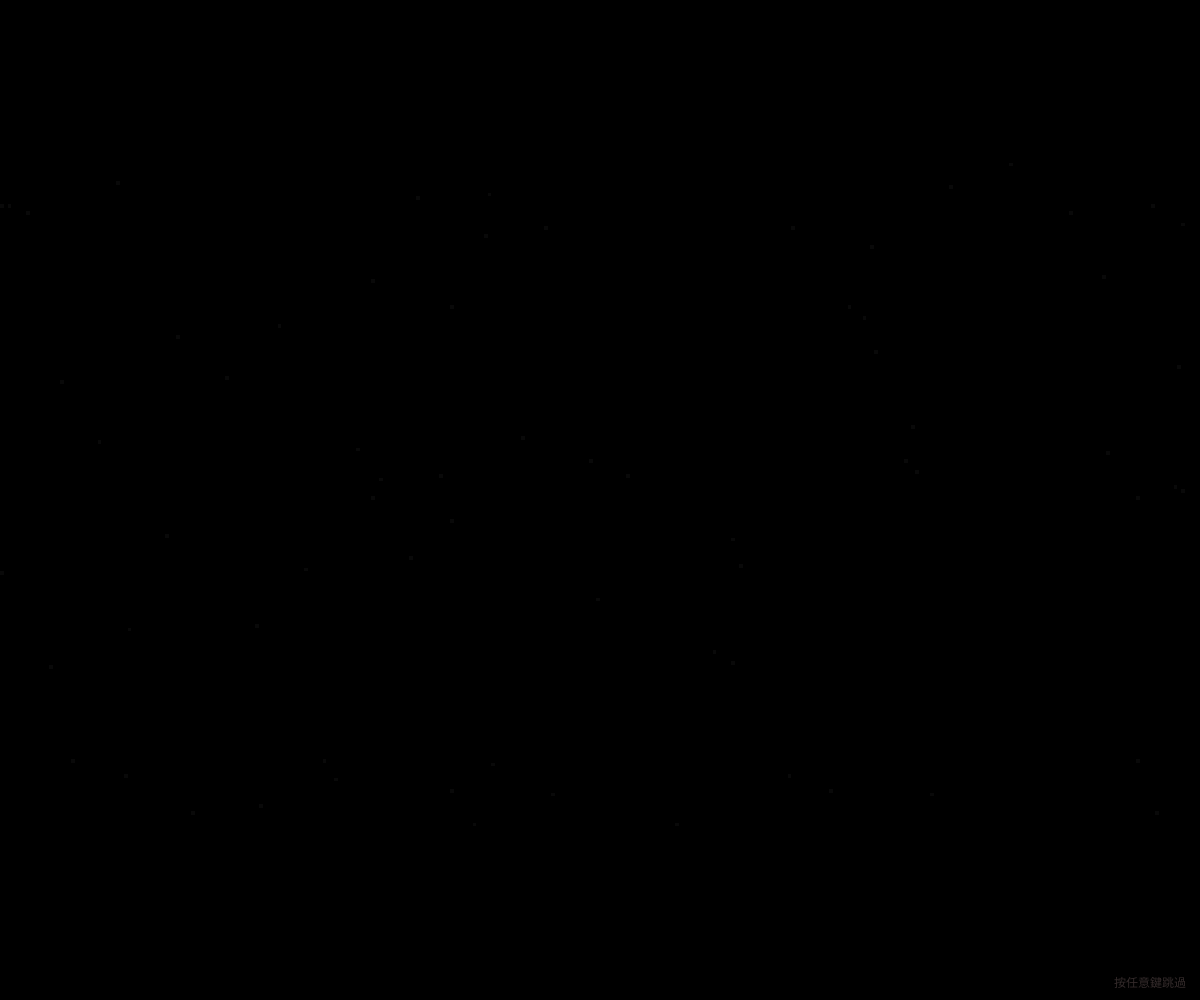
Frame 1 (no input)
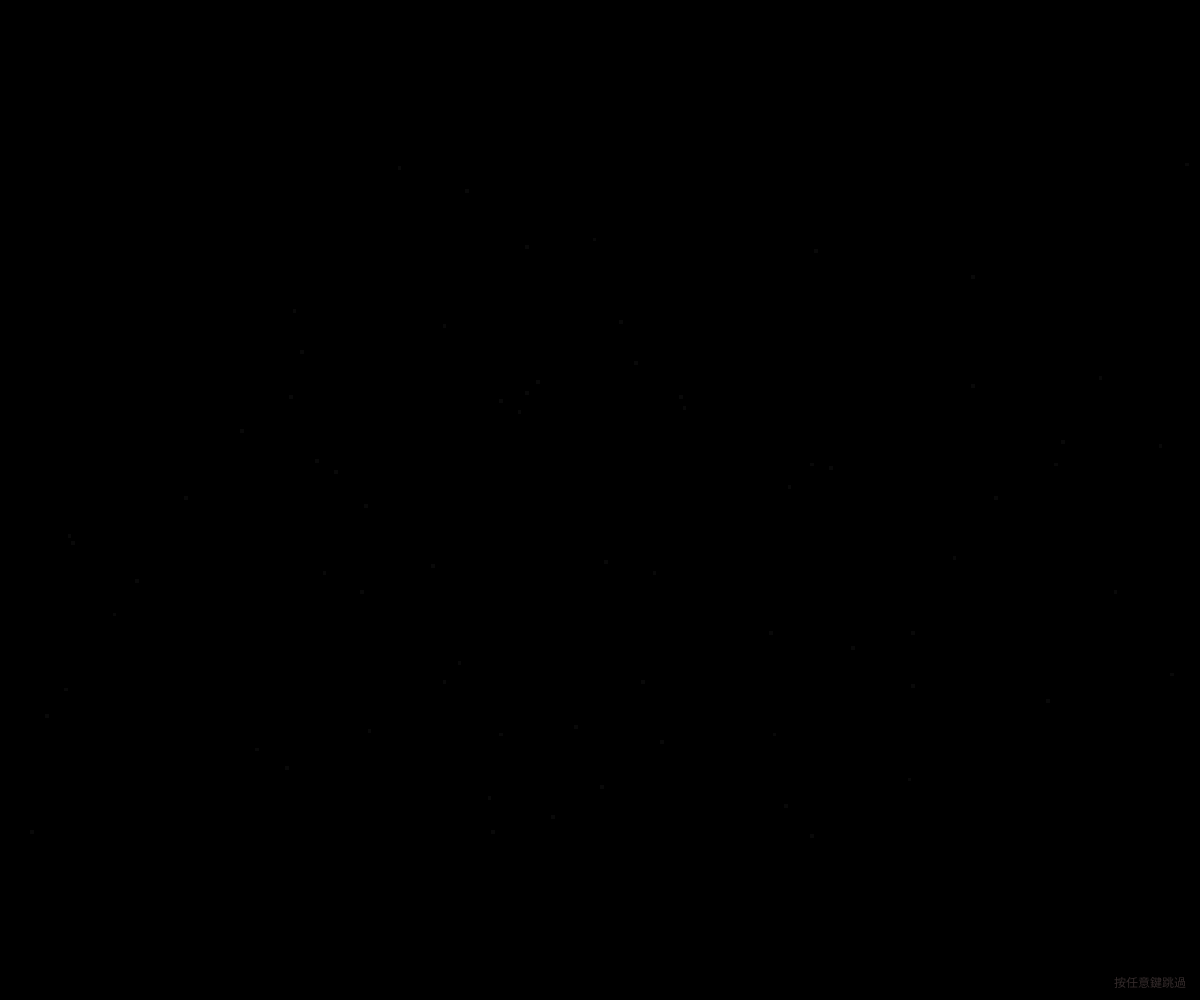
Frame 60 (no input)
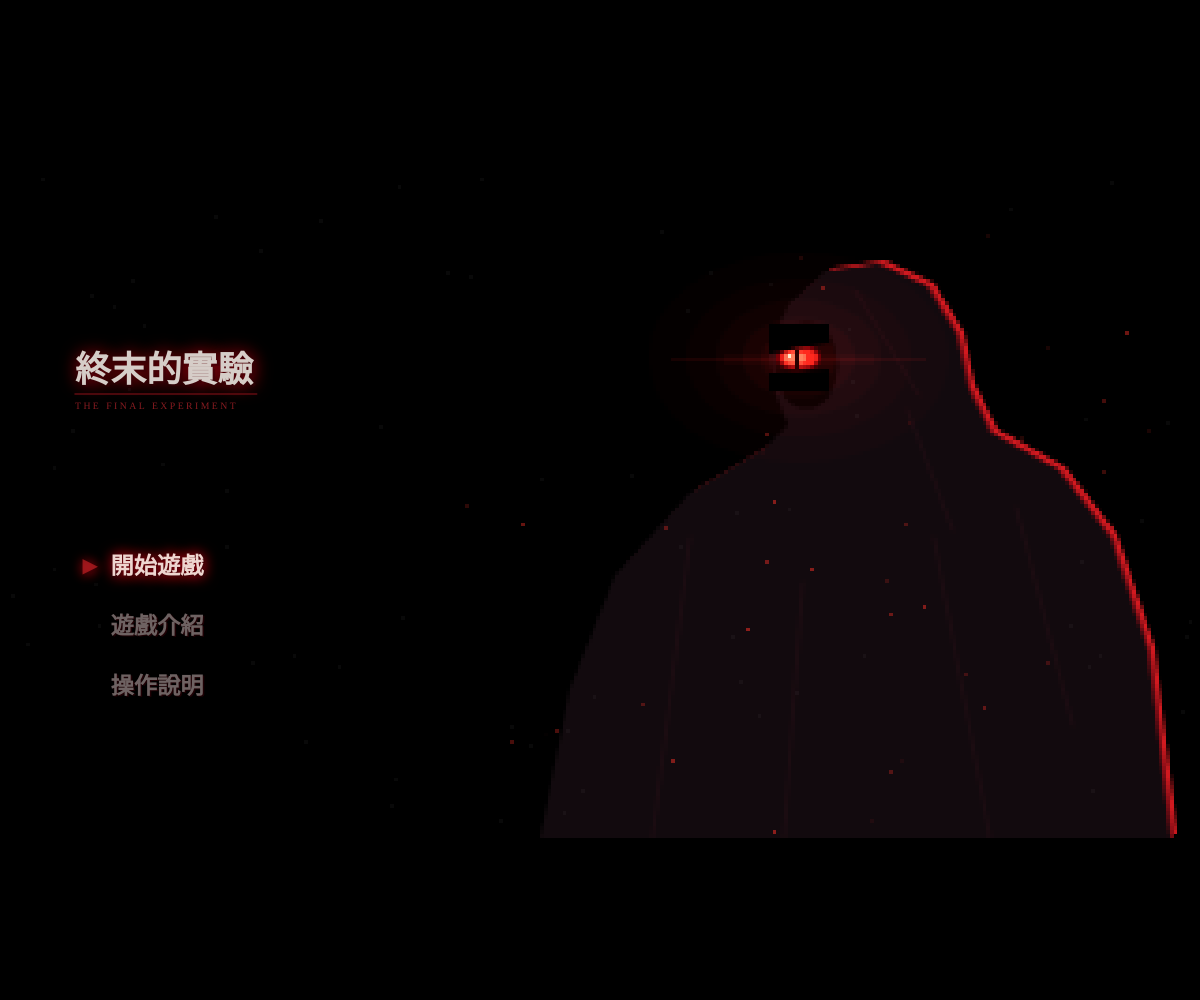
Frame 120 (the mouse pressed at the canvas centre since frame 60)

The p5.js sketch that drew these frames (run headless with seeded random() and noise() and a simulated clock; from frame 60 on, the mouse is pressed at the canvas centre):

// p5.js sketch
// ── sketch.js
// 像素風火車魔王戰 - p5.js (全域模式, 直接貼進 sketch.js)
// 世界座標 192x108, 放大 S 倍顯示; 文字走真實解析度, 中文才清楚。
const W = 192, H = 108, GY = 54; // GY = 車頂高度
let S = 4, SX = 1, SY = 1, ox = 0, oy = 0;         // S = 世界放大倍率(整數), ox/oy = 置中偏移 (由 layout() 自動計算)
const SP = [1, 1.3, 1.6, 2, 2.4];       // 五個小遊戲的速度倍率
const NM = ['攻擊', '防禦', '能量', '血量', '金幣'], GL = ['↑', '↓', '←', '→'];
const WH = [-1, 9, 53, 63, 87, 97, 141, 151, 172, 181];
const P1 = { b: '#9b3a2c', s: '#7a2b21', h: '#c15a45', d: '#4a1a16', o: '#a84634' };
const P2 = { b: '#2f5d7c', s: '#244a63', h: '#4f86a6', d: '#142c3b', o: '#386b8c' };
let st = 'title', t = 0, sh = 0, hst = 0, endT = 0, bannerT = 0, sky, bal, fgG;
let trG = [], P, B, parts = [], proj = [], pops = [], sm = [], mi = 0, M = null;
let Bl = [], evs = [], evi = 0, qOk = true, BN = '自由戰鬥！';
let En = [], MYS = false, FD = 0, nbT = 0, RLt = 0, RLmsg = '', STARS = [], eyeG, irisG;
let AC = null, MG = null, MC = '', stp = 0, nxt = 0, MUTE = false, NBUF = null;
let TT = 0, TS = 'gate', TSel = 0; // 標題: 計時 / 狀態(gate,open,menu,intro) / 選項
// 節點順序: A=屬性(先答題再小遊戲), E=事件抉擇。想增減節點改這裡即可
const NODES = [{ t: 'A', i: 0 }, { t: 'A', i: 1 }, { t: 'E' }, { t: 'B', h: 0 }, { t: 'A', i: 2 }, { t: 'A', i: 3 }, { t: 'E' }, { t: 'B', h: 1 }, { t: 'A', i: 4 }, { t: 'S' }]; // 最後一站為商店，購買完畢後進入魔王戰
const SUBJ = ['國文', '英文', '數學', '自然', '社會'], PN = ['簡單', '普通', '困難', '超級難', '終結技'];
const BD = [9, 12, 16, 21, 29];  // 五套彈幕每顆傷害
const BC = [['#ff7ad9', '#ffd1f5'], ['#b07aff', '#e6d4ff'], ['#ff6a6a', '#ffd0d0'], ['#ff9a3d', '#ffe2b8'], ['#ffffff', '#a24bff']];
// 題庫: [題目, 正解, 錯誤1, 錯誤2, 錯誤3] (國英數自社各一組, 之後直接換成你的題目)
const QB = [
  [['「春眠不覺曉」的下一句？', '處處聞啼鳥', '夜來風雨聲', '花落知多少', '欲窮千里目'], ['〈岳陽樓記〉的作者是？', '范仲淹', '蘇軾', '杜甫', '韓愈'], ['成語「畫蛇添足」的意思？', '多此一舉', '精益求精', '功虧一簣', '一氣呵成'], ['被稱為「詩仙」的是？', '李白', '杜甫', '白居易', '王維'],
   ['「三顧茅廬」指劉備拜訪誰？', '諸葛亮', '關羽', '張飛', '曹操'], ['成語「亡羊補牢」的意思？', '出錯後設法補救', '損失慘重', '小心謹慎', '羊群走失'], ['「但願人長久」的下一句？', '千里共嬋娟', '低頭思故鄉', '一覽眾山小', '大江東去'], ['下列何者是四大名著之一？', '紅樓夢', '聊齋志異', '儒林外史', '老殘遊記'],
   ['「欲窮千里目」的下一句？', '更上一層樓', '黃河入海流', '白日依山盡', '春風又綠江南岸'], ['成語「井底之蛙」比喻？', '見識狹隘', '勤奮好學', '聰明機智', '勇敢無畏'], ['被稱為「詩聖」的是？', '杜甫', '李白', '王維', '李商隱'], ['「己所不欲」的下一句？', '勿施於人', '以德報怨', '不亦樂乎', '必有我師']],
  [['Which word means "happy"?', 'glad', 'angry', 'tired', 'hungry'], ['She ___ to school every day.', 'goes', 'go', 'going', 'gone'], ['Past tense of "buy" is?', 'bought', 'buyed', 'buys', 'buying'], ['Opposite of "difficult"?', 'easy', 'hard', 'heavy', 'high'],
   ['Which one is a fruit?', 'apple', 'carrot', 'bread', 'milk'], ['There ___ three cats.', 'are', 'is', 'am', 'be'], ['He is taller ___ me.', 'than', 'then', 'that', 'as'], ['Yesterday I ___ a movie.', 'watched', 'watch', 'watching', 'watches'],
   ['Opposite of "hot"?', 'cold', 'warm', 'spicy', 'wet'], ['Plural of "child" is?', 'children', 'childs', 'childes', 'childrens'], ['Which one is a color?', 'purple', 'pencil', 'piano', 'pillow'], ['I ___ breakfast every morning.', 'eat', 'eats', 'eating', 'ate']],
  [['12 × 8 = ?', '96', '86', '106', '88'], ['3x + 5 = 20，x = ?', '5', '4', '6', '15'], ['邊長 7 的正方形，周長是？', '28', '14', '49', '21'], ['200 的 15% 是？', '30', '15', '20', '45'],
   ['144 ÷ 12 = ?', '12', '14', '11', '13'], ['7² − 3² = ?', '40', '16', '10', '58'], ['三角形內角和是？', '180°', '90°', '360°', '270°'], ['0.5 + 0.25 = ?', '0.75', '0.7', '0.55', '1.25'],
   ['長 8 寬 5 的長方形面積？', '40', '13', '26', '45'], ['2x = 18，x = ?', '9', '8', '16', '36'], ['5 × 5 × 5 = ?', '125', '25', '75', '100'], ['1/2 + 1/4 = ?', '3/4', '2/6', '1/6', '2/4']],
  [['水的化學式是？', 'H2O', 'CO2', 'O2', 'NaCl'], ['光合作用吸收哪種氣體？', '二氧化碳', '氧氣', '氮氣', '氫氣'], ['下列何者是哺乳類？', '鯨魚', '鯊魚', '鱷魚', '章魚'], ['一大氣壓下水的沸點？', '100°C', '90°C', '120°C', '80°C'],
   ['地球自轉一圈約需？', '24 小時', '12 小時', '365 天', '30 天'], ['離太陽最近的行星是？', '水星', '金星', '地球', '火星'], ['聲音無法在哪裡傳播？', '真空', '水中', '空氣中', '鋼鐵中'], ['人體最大的器官是？', '皮膚', '肝臟', '心臟', '肺'],
   ['下列何者是再生能源？', '太陽能', '煤', '石油', '天然氣'], ['磁鐵的同極會？', '互相排斥', '互相吸引', '沒有作用', '融合'], ['水在幾度結冰？', '0°C', '10°C', '100°C', '-10°C'], ['植物主要靠什麼吸水？', '根', '葉', '花', '果實']],
  [['臺灣最高的山是？', '玉山', '雪山', '阿里山', '合歡山'], ['面積最大的洲是？', '亞洲', '非洲', '歐洲', '大洋洲'], ['三權分立：行政、立法與？', '司法', '監察', '考試', '軍事'], ['最先統一中國的朝代？', '秦朝', '漢朝', '唐朝', '宋朝'],
   ['面積最大的海洋是？', '太平洋', '大西洋', '印度洋', '北冰洋'], ['孫中山領導革命推翻了？', '清朝', '明朝', '元朝', '漢朝'], ['絲路連接中國與哪裡？', '中亞與歐洲', '南美洲', '澳洲', '北極'], ['赤道附近的氣候多屬？', '熱帶', '寒帶', '溫帶', '乾燥帶'],
   ['保障人民表達意見的是？', '言論自由', '服兵役', '繳稅', '義務教育'], ['北半球白天最長的節氣？', '夏至', '冬至', '春分', '秋分'], ['面積最小的洲是？', '大洋洲', '歐洲', '南極洲', '南美洲'], ['聯合國總部在哪個城市？', '紐約', '倫敦', '巴黎', '日內瓦']]
];

// 額外題庫：每個科目再補充題目，並與原題隨機混合
QB[0].push(['「學而不思則罔」的下一句？','思而不學則殆','三人行必有我師','溫故而知新','知之為知之'], ['「刻舟求劍」比喻？','拘泥成法，不知變通','做事非常迅速','勇於嘗試','珍惜時間'], ['《出師表》的作者是？','諸葛亮','曹操','司馬遷','陶淵明'], ['「紙上談兵」形容？','空談理論，不能解決實際問題','勤奮練習','善於溝通','勇敢作戰']);
QB[1].push(['What is the past tense of "write"?','wrote','written','writes','writing'], ['Choose the correct article: ___ apple','an','a','thee','some'], ['What is the opposite of "ancient"?','modern','old','historic','early'], ['They ___ playing football now.','are','is','am','be']);
QB[2].push(['15% of 240 = ?','36','24','30','42'], ['若 4x = 36，x = ?','9','8','12','6'], ['半徑 3 的圓，直徑是？','6','3','9','12'], ['2.5 × 4 = ?','10','8','12','6']);
QB[3].push(['植物行光合作用主要在哪個構造？','葉綠體','粒線體','細胞核','液胞'], ['地球的天然衛星是？','月球','火星','太陽','金星'], ['電流的常用單位是？','安培','伏特','瓦特','歐姆'], ['人體負責運送氧氣的血球是？','紅血球','白血球','血小板','神經細胞']);
QB[4].push(['臺灣位於哪個洋的西側？','太平洋','大西洋','印度洋','北冰洋'], ['世界上流量最大的河流是？','亞馬遜河','尼羅河','長江','密西西比河'], ['民主政治的重要原則之一是？','權力分立','世襲統治','君主專制','取消選舉'], ['地中海位於哪兩洲之間？','歐洲與非洲','亞洲與北美洲','南美洲與非洲','大洋洲與亞洲']);

// 事件: o=選項, c=金幣花費, r=可能結果(p=機率). e: hp/mhp/atk/dmax(護盾)/men/en/coins
const EV = [
  { n: '神秘商人', d: '斗篷商人攔住了你，攤開一排奇怪的瓶子…', o: [
    { l: '花 5 金幣買藥水', c: 5, r: [{ p: 1, t: '藥水沁入心脾。', e: { en: 40, hp: 15 } }] },
    { l: '搶走他的貨物', r: [{ p: .5, t: '得手了！', e: { coins: 10, atk: 1 } }, { p: .5, t: '被反擊了！', e: { hp: -15 } }] },
    { l: '禮貌離開', r: [{ p: 1, t: '商人微笑點頭。', e: { coins: 2 } }] }] },
  { n: '古老祭壇', d: '車廂縫隙中長出一座發光的祭壇…', o: [
    { l: '獻祭生命換取力量', r: [{ p: 1, t: '祭壇回應了你。', e: { hp: -20, atk: 3 } }] },
    { l: '誠心祈禱', r: [{ p: .5, t: '聖光籠罩！', e: { dmax: 6, hp: 10 } }, { p: .5, t: '毫無回應…', e: { hp: -5 } }] },
    { l: '花 8 金幣供奉', c: 8, r: [{ p: .85, t: '祭壇大放光明！', e: { dmax: 10, men: 10 } }, { p: .15, t: '供品被吞噬了。', e: {} }] }] },
  { n: '流浪劍客', d: '一名劍客坐在車頂，上下打量著你…', o: [
    { l: '切磋比試', r: [{ p: .65, t: '你領悟了劍意！', e: { atk: 4 } }, { p: .35, t: '被擊倒了…', e: { hp: -12 } }] },
    { l: '虛心請教', r: [{ p: 1, t: '獲益良多。', e: { atk: 2, men: 5 } }] },
    { l: '花 6 金幣請他喝酒', c: 6, r: [{ p: .9, t: '他傳授了秘技！', e: { atk: 3, men: 15 } }, { p: .1, t: '他喝醉睡著了。', e: {} }] }] },
  { n: '廢棄貨櫃', d: '一節脫軌的貨櫃卡在車頂旁，門半掩著…', o: [
    { l: '徒手搜索', r: [{ p: .6, t: '翻出一袋金幣！', e: { coins: 9 } }, { p: .4, t: '被機關夾傷！', e: { hp: -12 } }] },
    { l: '用劍撬開', r: [{ p: .8, t: '撬開了，裡面有補給。', e: { hp: 10, en: 20 } }, { p: .2, t: '劍刃卡住，耗費體力。', e: { en: -15 } }] },
    { l: '繞過去', r: [{ p: 1, t: '平安無事。', e: {} }] }] },
  { n: '火焰泉水', d: '車頂的裂縫湧出一汪燃燒的泉水…', o: [
    { l: '大口飲用', r: [{ p: 1, t: '熱流湧遍全身！', e: { men: 15, hp: -8 } }] },
    { l: '浸泡劍刃', r: [{ p: .7, t: '劍刃燃起火光！', e: { atk: 3 } }, { p: .3, t: '火焰反噬！', e: { hp: -14 } }] },
    { l: '離開', r: [{ p: 1, t: '你繼續前進。', e: {} }] }] },
  { n: '突擊抽考', d: '一隻戴眼鏡的幽靈攔住你：「來一題吧！」', o: [
    { l: '挑戰簡單題', r: [{ p: .9, t: '答對了！', e: { atk: 2 } }, { p: .1, t: '答錯了…', e: { hp: -5 } }] },
    { l: '挑戰困難題', r: [{ p: .45, t: '漂亮！智慧灌頂！', e: { atk: 6, men: 10 } }, { p: .55, t: '答錯被電到了！', e: { hp: -12 } }] },
    { l: '交白卷', r: [{ p: 1, t: '幽靈嘆了口氣。', e: {} }] }] },
  { n: '賭徒', d: '一個賭徒晃著骰子：「敢不敢賭一把？」', o: [
    { l: '花 5 金幣小賭', c: 5, r: [{ p: .5, t: '贏了！', e: { coins: 10 } }, { p: .5, t: '輸光了…', e: {} }] },
    { l: '花 12 金幣豪賭', c: 12, r: [{ p: .4, t: '大獲全勝！', e: { coins: 30 } }, { p: .6, t: '血本無歸…', e: {} }] },
    { l: '直接搶骰子', r: [{ p: .4, t: '骰子到手，運氣爆棚！', e: { atk: 2, coins: 6 } }, { p: .6, t: '被打了一頓！', e: { hp: -14 } }] }] },
  { n: '受傷的旅人', d: '路邊倒著一名滿身是血的旅人…', o: [
    { l: '替他包紮', r: [{ p: 1, t: '他感激地遞上一袋東西。', e: { hp: -5, coins: 8, men: 5 } }] },
    { l: '搜刮他的財物', r: [{ p: .6, t: '你拿走了他的錢。', e: { coins: 12 } }, { p: .4, t: '他拚死反抗！', e: { hp: -14 } }] },
    { l: '離開', r: [{ p: 1, t: '你頭也不回地離開。', e: {} }] }] },
  { n: '魔方碎片', d: '一枚散發紫光的碎片懸浮在半空…', o: [
    { l: '直接吸收', r: [{ p: .55, t: '力量湧入體內！', e: { dmax: 8, atk: 2 } }, { p: .45, t: '碎片反噬！', e: { hp: -18 } }] },
    { l: '用劍斬碎', r: [{ p: 1, t: '碎片化為能量。', e: { en: 50 } }] },
    { l: '花 10 金幣封印', c: 10, r: [{ p: 1, t: '封印後獲得穩定力量。', e: { dmax: 12 } }] }] },
  { n: '失控的列車員', d: '列車員瘋狂搖鈴：「前方軌道損壞！」', o: [
    { l: '協助維修', r: [{ p: .7, t: '修好了，他塞給你獎金。', e: { coins: 10 } }, { p: .3, t: '扳手砸到手…', e: { hp: -10 } }] },
    { l: '跳車繞行', r: [{ p: .5, t: '身手矯健！', e: { atk: 2 } }, { p: .5, t: '摔得很痛！', e: { hp: -12 } }] },
    { l: '無視他', r: [{ p: 1, t: '列車搖晃了一下。', e: {} }] }] }
  ,{ n: '裂界寶箱', d: '一只古老寶箱在車頂裂縫中浮現，箱內傳來低語…', o: [
    { l: '強行開啟', r: [{ p: .65, t: '寶箱噴出金幣！', e: { coins: 18, en: 10 } }, { p: .35, t: '詛咒爆發！', e: { hp: -18 } }] },
    { l: '花 8 金幣封印', c: 8, r: [{ p: 1, t: '封印穩定，獲得護佑。', e: { dmax: 12, hp: 8 } }] },
    { l: '轉身離開', r: [{ p: 1, t: '低語逐漸遠去。', e: {} }] }] },
  { n: '血月交易', d: '血月倒映在車窗上，一道聲音提出交換…', o: [
    { l: '獻出 15 生命換攻擊', r: [{ p: 1, t: '血月烙印燃起！', e: { hp: -15, atk: 5 } }] },
    { l: '獻出 12 金幣換護盾', c: 12, r: [{ p: 1, t: '紅光凝成護盾。', e: { dmax: 18 } }] },
    { l: '拒絕交易', r: [{ p: 1, t: '血月無聲退去。', e: {} }] }] },
  { n: '失落的補給車', d: '一節無人補給車與列車並行，門即將關閉！', o: [
    { l: '跳入搬運補給', r: [{ p: .7, t: '滿載而歸！', e: { hp: 12, en: 30, coins: 8 } }, { p: .3, t: '被甩出車廂！', e: { hp: -16 } }] },
    { l: '只拿金幣', r: [{ p: 1, t: '你迅速抓走錢袋。', e: { coins: 15 } }] },
    { l: '不冒險', r: [{ p: 1, t: '你穩住身形繼續前進。', e: {} }] }] }
];
const hs = n => { const s = Math.sin(n * 127.1 + 311.7) * 43758.5453; return s - Math.floor(s); };
const mod = (a, n) => ((a % n) + n) % n, pk = (u, p) => 1 - Math.abs(mod(u, p) - p / 2) / (p / 2);
const R = (g, x, y, w, h, c) => { const o = g || window; o.fill(c); o.rect(Math.floor(x), Math.floor(y), w + .12, h + .12); };
function mkG(w, h, f) { const g = createGraphics(w, h); g.pixelDensity(1); g.noSmooth(); g.noStroke(); f(g); return g; }

function boxcar(g, x0, w, p, sd, v2) {
  R(g, x0, 58, w, 24, p.b);
  for (let px = x0; px < x0 + w; px += 4) R(g, px, 60, 1, 18, p.s);
  R(g, x0, 58, w, 3, p.d); R(g, x0, 58, w, 1, p.h); R(g, x0, 78, w, 4, p.d);
  const dx = v2 ? x0 + 14 : x0 + Math.floor(w / 2) - 14;
  R(g, dx - 1, 60, 30, 19, p.d); R(g, dx, 61, 28, 17, p.o);
  for (let k = 0; k < 28; k += 4) R(g, dx + k, 61, 1, 17, p.s);
  for (let i = 0; i < 17; i++) R(g, dx + 3 + Math.floor(i * 1.4), 77 - i, 2, 1, p.d);
  R(g, dx + 22, 67, 1, 5, '#e0c880');
  for (const px of [x0 + 8, x0 + w - 8]) for (const ry of [62, 68, 74]) R(g, px, ry, 1, 1, p.h);
  const pl = v2 ? x0 + 68 : x0 + w - 20;
  R(g, pl, 62, 10, 6, '#e8dcc0'); for (let k = 0; k < 4; k++) R(g, pl + 1 + k * 2, 64, 1, 3, '#3a2a22');
  if (v2) for (let k = 0; k < 4; k++) R(g, x0 + 50, 63 + k * 2, 14, 1, p.d);
  for (let i = 0; i < 30; i++) R(g, x0 + Math.floor(hs(i * 3 + sd) * w), 60 + Math.floor(hs(i * 7 + sd) * 18), 1, 1 + i % 3, [p.s, '#7a4a2a', p.h][i % 3]);
  R(g, x0 - 1, 54, w + 2, 1, '#cfae7e'); R(g, x0 - 1, 55, w + 2, 2, '#a8845a');
  for (let px = x0 + 3; px < x0 + w; px += 7) R(g, px, 54, 1, 3, '#6f5438');
  R(g, x0 - 1, 57, w + 2, 1, '#2a1f26'); R(g, x0 + 2, 82, w - 4, 2, '#17131f');
  for (const b of [x0 + 14, x0 + w - 14]) { R(g, b - 9, 83, 18, 2, '#120f18'); R(g, b - 6, 84, 3, 3, '#d1a42b'); R(g, b + 4, 84, 3, 3, '#d1a42b'); }
  R(g, x0 + w, 78, 6, 3, '#17131f'); R(g, x0 + 1, 60, 1, 22, '#17131f'); R(g, x0 + 5, 60, 1, 22, '#17131f');
  for (let k = 0; k < 7; k++) R(g, x0 + 1, 62 + k * 3, 5, 1, '#17131f');
}
function tender(g) {
  R(g, 166, 60, 20, 22, '#25232e'); R(g, 166, 58, 20, 3, '#3a3745');
  for (let px = 166; px < 186; px++) { const h = 6 + Math.floor(hs(px * 1.7) * 7); R(g, px, 58 - h, 1, h, '#15131b'); if (hs(px * 3.1) > .6) R(g, px, 58 - h, 1, 1, '#54506a'); }
  for (let px = 168; px < 186; px += 4) for (const ry of [62, 76]) R(g, px, ry, 1, 1, '#6a6578');
  R(g, 166, 70, 20, 2, '#d1a42b'); R(g, 167, 62, 2, 3, '#e63946'); R(g, 166, 82, 20, 2, '#120f18');
  R(g, 171, 84, 3, 3, '#d1a42b'); R(g, 180, 84, 3, 3, '#d1a42b');
  R(g, 186, 38, 6, 46, '#2b5a3c'); R(g, 186, 38, 1, 46, '#3f7d55'); R(g, 185, 34, 7, 4, '#18301f');
  R(g, 188, 46, 4, 10, '#17131f'); R(g, 189, 47, 3, 8, '#ffb85c'); R(g, 186, 62, 6, 2, '#d1a42b');
}

function setup() {
  createCanvas(windowWidth, windowHeight); pixelDensity(Math.max(1, Math.floor(displayDensity())));
  document.body.style.margin = '0'; document.body.style.overflow = 'hidden'; document.body.style.background = '#07030f';
  applySet(); layout();
  const SB = [12, 26, 38, 48, 58, 68], SC = ['#1f2250', '#363072', '#6a3f86', '#a64f8a', '#e0687a', '#f79a6b', '#fcc47e'];
  sky = mkG(W, H, g => {
    for (let y = 0; y < H; y++) { let i = 0; while (i < SB.length && y >= SB[i]) i++;
      for (let x = 0; x < W; x++) { let c = SC[i]; if (i < SB.length && SB[i] - y <= 3 && (x + y) % 2 === 0) c = SC[i + 1]; R(g, x, y, 1, 1, c); } }
    for (let dy = -28; dy <= 28; dy++) for (let dx = -28; dx <= 28; dx++) { const d = Math.hypot(dx, dy), x = 62 + dx, y = 58 + dy;
      if (d <= 9) R(g, x, y, 1, 1, d < 6 ? '#fff7d0' : '#ffe39a');
      else if (d <= 14 && (x + y) % 2 === 0) R(g, x, y, 1, 1, '#ffd08a');
      else if (d <= 22 && x % 2 === 0 && y % 2 === 0) R(g, x, y, 1, 1, '#ffbf86'); }
  });
  bal = mkG(W, 16, g => { R(g, 0, 0, W, 16, '#4d3d49');
    for (let i = 0; i < 150; i++) R(g, Math.floor(hs(i * 2.3) * W), Math.floor(hs(i * 5.1) * 16), 1 + Math.floor(hs(i * 7.7) * 2), 1, ['#6b5866', '#3a2c38', '#7d6a74'][i % 3]);
    for (let k = 0; k < 16; k++) { R(g, k * 12 + 2, 0, 6, 5, '#2c2029'); R(g, k * 12 + 2, 0, 6, 1, '#43303e'); } });
  fgG = mkG(W, 10, g => { for (let x = 0; x < W; x++) { const hh = 2 + Math.floor(hs(Math.floor(x / 2) * 3.3) * 5); R(g, x, 10 - hh, 1, hh, '#120d24'); if (hs(x * 1.3) > .93) R(g, x, 7 - hh, 1, 3, '#120d24'); } });
  trG = [mkG(W, H, g => boxcar(g, -10, 82, P1, 3, false)), mkG(W, H, g => boxcar(g, 78, 82, P2, 11, true)), mkG(W, H, tender)];
  mkEye(); initStars();
  coverInit();
  COVER.onStart = function () {
    aud();
    st = 'mini';
    mi = 0;
    startNode();
  };
  reset();
}

function applySet() { noSmooth(); noStroke(); textFont('Noto Sans TC, Microsoft JhengHei, PingFang TC, sans-serif'); }
// 真正滿版：世界座標依視窗寬高分別縮放，不再保留黑邊
function layout() { SX = width / W; SY = height / H; S = Math.min(SX, SY); ox = 0; oy = 0; }
function windowResized() { resizeCanvas(windowWidth, windowHeight); applySet(); layout(); }

function reset() {
  P = { x: 30, y: GY, vy: 0, hp: 150, mhp: 150, atk: 14, def: 24, en: 60, men: 120, coins: 0, sw: -1, cb: 0, cbT: 0, cast: -1, casted: false, hit: false, mv: 0, dmax: 24, inv: 0, nh: 0, pm: 1, ls: 0, invT: 1.25, pen: .25, rel: [], face: 1, er: 1, cc: 25, mm: 1, spd: .12, dr: 3, sl: 0, ec: 0, rev: 0, ck: 0, fireDmg: 0, burnDmg: 0, burnTime: 0, weaponPct: 0, equip: [] };
  B = { x: 158, y: 34, hp: 2600, mhp: 2600, fl: 0, ch: 0, cd: 2, at: null, phase: 1, form: 'cube', formT: 0, dash: 0, dashCd: 2.2, dir: -1, shield: 0, touchCd: 0 };
  parts = []; proj = []; pops = []; sm = []; Bl = []; En = []; MYS = false; FD = 0; RLt = 0; RLmsg = ''; qOk = true; nbT = 0; bannerT = 0; endT = 0; hst = 0; sh = 0;
  evs = EV.slice().sort(() => random() - .5); evi = 0; mi = 0; M = null; st = 'title'; TS = AC ? 'menu' : 'gate'; TT = 6; TSel = 0;
  if (COVER.pg) coverReset();
}

// ---------- 主迴圈 ----------
function draw() {
  const rdt = Math.min(.05, deltaTime / 1000); t += rdt; if (st === 'title' && TS !== 'gate') TT += rdt; if (AC) mus(musWant()); RLt = Math.max(0, RLt - rdt);
  let dt = rdt; if (hst > 0) { hst -= rdt; dt = 0; }
  background('#07030f');

  if (st === 'title') {
    coverDraw();
    if (FD > 0) { FD = Math.max(0, FD - rdt * .9); fill(0, 0, 0, FD * 255); rect(0, 0, width, height); }
    return;
  }

  push(); translate(ox, oy); scale(SX, SY);
  if (sh > 0) { translate(random(-sh, sh), random(-sh, sh)); sh = Math.max(0, sh - rdt * 14); }
  scene(dt, rdt);
  pop();
  // 場景已拉伸填滿視窗，無需繪製黑邊
  titleFx();
  if (FD > 0) { FD = Math.max(0, FD - rdt * .9); fill(0, 0, 0, FD * 255); rect(0, 0, width, height); }
  push(); translate(ox, oy); scale(SX / 4, SY / 4); // UI 同步滿版
  if (st === 'mini') { updMini(rdt); if (st === 'mini' && M) drawMini(); }
  else hud(rdt);
  pop();
}

// =====================================================================
//  終末的實驗 — 封面 / 開始畫面（p5.js）
//  所有名稱皆以 COVER / cover 開頭，避免與既有程式衝突。
// =====================================================================

const COVER = {
  W: 320, H: 180,                 // 內部像素畫布解析度（會等比放大）
  pg: null,
  t0: 0,
  sel: 0,
  page: 'main',                   // 'main' | 'intro' | 'controls'
  leaving: 0,
  embers: [],
  menuRects: [],
  menu: ['開始遊戲', '遊戲介紹', '操作說明'],
  onStart: null,
  title: '終末的實驗',
  subtitle: 'T H E   F I N A L   E X P E R I M E N T',
  introText: [
    '一列永不停靠的列車，載著被選中的人駛向終點。',
    '你必須在行駛的車頂上與敵人搏鬥，穿越一個又一個節點，並在五大學科的試煉中前進。',
    '魔王只是棋子。真正的操縱者，始終躲在黑暗裡，靜靜注視著這場實驗。',
    '武器、裝備、藥水與奇物，將決定你能走多遠。'
  ],
  controlsText: [
    'A / D 或 ← / →：左右移動',
    'W 或 ↑：跳躍',
    'J：普攻（連按三連擊）',
    'K：火鳳凰（消耗 30 能量）',
    'F：全螢幕 M：音樂開關',
    '小遊戲 / 題目 / 事件：依提示或數字鍵操作'
  ]
};

// 幕後黑手輪廓（回眸，兜帽朝左，披風向右下垂落）
const COVER_SIL = [
  [193, 62], [191, 50], [196, 38], [206, 29], [220, 27], [233, 33],
  [241, 46], [244, 60], [250, 72], [268, 82], [282, 100], [292, 130],
  [298, 180], [130, 180], [138, 140], [150, 110], [170, 88], [190, 76], [196, 70]
];

function coverInit() {
  COVER.pg = createGraphics(COVER.W, COVER.H);
  COVER.pg.pixelDensity(1);
  COVER.pg.noSmooth();
  COVER.embers = [];
  for (let i = 0; i < 46; i++) COVER.embers.push(coverNewEmber(true));
  coverReset();
}

function coverReset() {
  COVER.t0 = millis();
  COVER.sel = 0;
  COVER.page = 'main';
  COVER.leaving = 0;
}

function coverNewEmber(randomY) {
  return {
    x: random(130, 310),
    y: randomY ? random(0, COVER.H) : COVER.H + 2,
    vy: random(0.05, 0.18),
    ph: random(TAU),
    a: random(0.3, 1)
  };
}

function coverSilhouette(g, ox, oy) {
  g.beginShape();
  for (const p of COVER_SIL) g.vertex(p[0] + ox, p[1] + oy);
  g.endShape(CLOSE);
}

// ---------------------------------------------------------------------
//  像素畫布：幕後黑手
// ---------------------------------------------------------------------
function coverRenderFigure(t) {
  const g = COVER.pg;
  const rim = coverEase(constrain((t - 2.6) / 3.0, 0, 1));
  const body = coverEase(constrain((t - 3.2) / 3.0, 0, 1));
  let open = coverEase(constrain((t - 1.4) / 1.4, 0, 1));

  // 偶爾眨眼
  const bp = t % 6.5;
  let blink = 1;
  if (t > 4 && bp > 6.2) blink = abs(bp - 6.35) / 0.15;
  blink = constrain(blink, 0.05, 1);
  open *= blink;

  // 呼吸式閃爍
  const flick = 0.86 + 0.1 * sin(t * 6.3) + 0.04 * noise(t * 9);

  g.background(0);
  g.noStroke();

  g.push();
  g.translate(14, 0);

  // 輪廓光（右側與上緣的暗紅反光）
  g.fill(210 * rim, 26 * rim, 32 * rim);
  coverSilhouette(g, 2, -1);
  g.fill(120 * rim, 12 * rim, 20 * rim);
  coverSilhouette(g, 1, 0);

  // 身體（近乎純黑）
  g.fill(lerp(0, 18, body), lerp(0, 10, body), lerp(0, 14, body));
  coverSilhouette(g, 0, 0);

  // 披風皺褶
  g.stroke(34, 14, 20, 170 * body);
  g.strokeWeight(1);
  g.line(170, 100, 160, 180);
  g.line(200, 112, 195, 180);
  g.line(235, 100, 250, 180);
  g.line(257, 92, 272, 150);
  g.line(214, 34, 231, 62);
  g.line(228, 66, 240, 98);
  g.noStroke();

  // 兜帽內的純黑陰影
  g.fill(0);
  g.ellipse(201, 54, 17, 23);

  // 眼睛位置
  const ex = 199, ey = 52;
  const eg = open * flick;

  if (eg > 0.01) {
    // 紅色光暈（加色混合）
    g.blendMode(ADD);
    const layers = [[40, 5], [30, 6], [22, 8], [15, 11], [10, 15]];
    for (const L of layers) {
      g.fill(255, 20, 20, L[1] * eg);
      g.ellipse(ex, ey, L[0] * 2, L[0] * 1.4);
    }
    // 橫向鏡頭光芒
    g.fill(255, 30, 30, 22 * eg);
    g.rect(ex - 34, ey, 68, 1);
    g.fill(255, 30, 30, 10 * eg);
    g.rect(ex - 20, ey - 1, 40, 3);
    g.blendMode(BLEND);

    // 眼球
    const h = max(0.6, 5 * open);
    g.fill(130, 0, 8);
    g.ellipse(ex, ey, 12, h + 2);
    g.fill(255, 40, 30);
    g.ellipse(ex, ey, 10, h);
    g.fill(255, 130, 95);
    g.ellipse(ex - 1, ey, 6, max(1, h - 2));
    if (h > 2.4) {
      g.fill(40, 0, 0);
      g.rect(ex - 1, ey - floor(h / 2), 1, floor(h));      // 豎瞳
    }
    g.fill(255, 235, 205);
    g.rect(ex - 3, ey - 1, 1, 1);                          // 高光

    // 壓低的眉骨陰影（讓眼神更冷酷）
    g.fill(0);
    g.quad(ex - 8, ey - 1, ex + 8, ey - 4, ex + 8, ey - 9, ex - 8, ey - 9);
    g.quad(ex - 8, ey + 4, ex + 8, ey + 3, ex + 8, ey + 9, ex - 8, ey + 9);
  }
  g.pop();

  // 飄散的暗紅餘燼
  for (const e of COVER.embers) {
    e.y -= e.vy;
    e.x += sin(t * 0.8 + e.ph) * 0.06;
    if (e.y < -2) Object.assign(e, coverNewEmber(false));
    const a = 150 * e.a * rim * (0.5 + 0.5 * sin(t * 2 + e.ph));
    if (a > 4) {
      g.fill(255, 50, 40, a);
      g.rect(floor(e.x), floor(e.y), 1, 1);
    }
  }

  // 細微顆粒雜訊
  g.fill(255, 255, 255, 9);
  for (let i = 0; i < 70; i++) g.rect(floor(random(COVER.W)), floor(random(COVER.H)), 1, 1);
}

function coverEase(x) { return x * x * (3 - 2 * x); }

// ---------------------------------------------------------------------
//  主繪製
// ---------------------------------------------------------------------
function coverDraw() {
  if (!COVER.pg) coverInit();
  const t = (millis() - COVER.t0) / 1000;

  background(0);
  coverRenderFigure(t);

  const s = min(width / COVER.W, height / COVER.H);
  const dx = (width - COVER.W * s) / 2;
  const dy = (height - COVER.H * s) / 2;

  push();
  noSmooth();
  image(COVER.pg, dx, dy, COVER.W * s, COVER.H * s);
  pop();

  const titleA = coverEase(constrain((t - 5.0) / 1.6, 0, 1));
  const menuA = coverEase(constrain((t - 6.0) / 1.2, 0, 1));

  if (COVER.page === 'main') {
    coverDrawTitle(dx, dy, s, titleA, t);
    coverDrawMenu(dx, dy, s, menuA, t);
  } else {
    coverDrawPage(dx, dy, s, t);
  }

  // 跳過提示
  if (t < 6.5 && COVER.page === 'main') {
    noStroke();
    textAlign(RIGHT, BOTTOM);
    textSize(max(10, s * 3.2));
    fill(120, 100, 100, 110);
    text('按任意鍵跳過', width - 14, height - 10);
  }

  // 離開淡出
  if (COVER.leaving > 0) {
    const k = constrain((millis() - COVER.leaving) / 800, 0, 1);
    noStroke();
    fill(0, 255 * k);
    rect(0, 0, width, height);
    if (k >= 1) {
      COVER.leaving = 0;
      coverStartGame();
    }
  }
}

function coverFont() {
  textFont("'Microsoft JhengHei','PingFang TC','Noto Sans TC','Courier New',monospace");
}

function coverGlowText(str, x, y, size, col, glow, blur, alpha) {
  const ctx = drawingContext;
  push();
  coverFont();
  textStyle(BOLD);
  textSize(size);
  noStroke();
  ctx.shadowColor = glow;
  ctx.shadowBlur = blur;
  // 暗色像素陰影
  fill(30, 0, 4, alpha);
  text(str, x + size * 0.07, y + size * 0.07);
  fill(red(col), green(col), blue(col), alpha);
  text(str, x, y);
  ctx.shadowBlur = 0;
  pop();
}

function coverDrawTitle(dx, dy, s, a, t) {
  if (a <= 0.01) return;
  const x = dx + 20 * s;
  const y = dy + 56 * s;
  const size = s * 9.5;
  const flick = 0.9 + 0.1 * sin(t * 5.1);

  push();
  textAlign(LEFT, CENTER);
  const alpha = 255 * a;

  // 偶發的故障位移
  if (random() < 0.012) {
    coverGlowText(COVER.title, x - s * 0.8, y, size, color(255, 30, 40), 'rgba(0,0,0,0)', 0, alpha * 0.5);
  }
  coverGlowText(COVER.title, x, y, size, color(214, 205, 200), 'rgba(190,0,20,' + (0.55 * flick) + ')', 18, alpha);

  // 副標題與細線
  coverFont();
  textStyle(NORMAL);
  textSize(max(8, s * 2.6));
  noStroke();
  fill(150, 30, 36, alpha * 0.9);
  text(COVER.subtitle, x, y + size * 0.95);
  stroke(120, 14, 22, alpha * 0.8);
  strokeWeight(max(1, s * 0.4));
  line(x, y + size * 0.6, x + size * 5.1, y + size * 0.6);
  pop();
}

function coverDrawMenu(dx, dy, s, a, t) {
  if (a <= 0.01) return;
  COVER.menuRects = [];
  const x = dx + 22 * s;
  const y0 = dy + 108 * s;
  const gap = 16 * s;
  const size = s * 6.2;

  push();
  textAlign(LEFT, CENTER);
  coverFont();
  textSize(size);
  for (let i = 0; i < COVER.menu.length; i++) {
    const y = y0 + i * gap;
    const w = textWidth(COVER.menu[i]) + size * 1.6;
    COVER.menuRects.push({ x: x - size * 0.4, y: y - gap * 0.45, w: w, h: gap * 0.9 });

    const on = i === COVER.sel;
    const alpha = 255 * a;
    if (on) {
      const pulse = 0.75 + 0.25 * sin(t * 6);
      coverGlowText('▶', x, y, size * 0.8, color(230, 40, 44), 'rgba(220,0,20,0.9)', 12, alpha * pulse);
      coverGlowText(COVER.menu[i], x + size * 1.2, y, size, color(238, 214, 208), 'rgba(200,0,20,0.7)', 14, alpha);
    } else {
      coverGlowText(COVER.menu[i], x + size * 1.2, y, size, color(110, 98, 98), 'rgba(0,0,0,0)', 0, alpha);
    }
  }
  pop();
}

// 遊戲介紹 / 操作說明 子頁面
function coverDrawPage(dx, dy, s, t) {
  const px = dx + 12 * s, py = dy + 14 * s;
  const pw = 150 * s, ph = 152 * s;

  push();
  noStroke();
  fill(0, 238);
  rect(px, py, pw, ph);
  noFill();
  stroke(110, 12, 22);
  strokeWeight(max(1, s * 0.5));
  rect(px, py, pw, ph);
  stroke(40, 4, 8);
  rect(px + s * 2, py + s * 2, pw - s * 4, ph - s * 4);

  noStroke();
  textAlign(LEFT, TOP);
  coverFont();

  const head = COVER.page === 'intro' ? '遊戲介紹' : '操作說明';
  coverGlowText(head, px + s * 7, py + s * 7, s * 7, color(226, 60, 60), 'rgba(200,0,20,0.8)', 12, 255);

  const size = s * 4.8;
  textSize(size);
  textStyle(NORMAL);
  fill(205, 196, 192);
  let y = py + s * 22;
  const maxW = pw - s * 14;
  const lines = COVER.page === 'intro' ? COVER.introText : COVER.controlsText;
  for (const para of lines) {
    for (const ln of coverWrap(para, maxW)) {
      text(ln, px + s * 7, y);
      y += size * 1.55;
    }
    y += size * 0.5;
  }

  textSize(max(9, s * 3.4));
  textAlign(LEFT, BOTTOM);
  fill(130, 40, 46, 150 + 80 * sin(t * 4));
  text('按 ESC 或點擊畫面返回', px + s * 7, py + ph - s * 5);
  pop();
}

// 依像素寬度自動換行（適合中文）
function coverWrap(str, maxW) {
  const out = [];
  let cur = '';
  for (const ch of str) {
    if (textWidth(cur + ch) > maxW) {
      out.push(cur);
      cur = ch;
    } else {
      cur += ch;
    }
  }
  if (cur) out.push(cur);
  return out;
}

// ---------------------------------------------------------------------
//  互動
// ---------------------------------------------------------------------
function coverStartGame() {
  if (typeof COVER.onStart === 'function') COVER.onStart();
  else if (typeof startGame === 'function') startGame();
  else console.log('[封面] 請設定 COVER.onStart 或定義 startGame()');
}

function coverSkipIntro() {
  const t = (millis() - COVER.t0) / 1000;
  if (t < 7) {
    COVER.t0 = millis() - 7000;
    return true;
  }
  return false;
}

function coverChoose(i) {
  if (COVER.leaving > 0) return;
  if (i === 0) COVER.leaving = millis();
  else if (i === 1) COVER.page = 'intro';
  else if (i === 2) COVER.page = 'controls';
}

function coverMousePressed() {
  if (COVER.leaving > 0) return true;
  if (coverSkipIntro()) return true;
  if (COVER.page !== 'main') {
    COVER.page = 'main';
    return true;
  }
  for (let i = 0; i < COVER.menuRects.length; i++) {
    const r = COVER.menuRects[i];
    if (mouseX >= r.x && mouseX <= r.x + r.w && mouseY >= r.y && mouseY <= r.y + r.h) {
      COVER.sel = i;
      coverChoose(i);
      return true;
    }
  }
  return true;
}

function coverMouseMoved() {
  if (st !== 'title' || COVER.page !== 'main') return;
  for (let i = 0; i < COVER.menuRects.length; i++) {
    const r = COVER.menuRects[i];
    if (mouseX >= r.x && mouseX <= r.x + r.w && mouseY >= r.y && mouseY <= r.y + r.h) {
      COVER.sel = i;
    }
  }
}

function coverKeyPressed() {
  if (COVER.leaving > 0) return true;
  if (coverSkipIntro()) return true;

  if (COVER.page !== 'main') {
    if (keyCode === ESCAPE || keyCode === ENTER || keyCode === BACKSPACE || key === ' ') {
      COVER.page = 'main';
    }
    return true;
  }

  const n = COVER.menu.length;
  if (keyCode === UP_ARROW || key === 'w' || key === 'W') {
    COVER.sel = (COVER.sel + n - 1) % n;
  } else if (keyCode === DOWN_ARROW || key === 's' || key === 'S') {
    COVER.sel = (COVER.sel + 1) % n;
  } else if (keyCode === ENTER || key === ' ' || key === 'j' || key === 'J') {
    coverChoose(COVER.sel);
  }
  return true;
}

if (typeof window !== 'undefined' && typeof window.mouseMoved === 'undefined') {
  window.mouseMoved = function () { coverMouseMoved(); };
}

function mousePressed() {
  aud();
  if (st === 'title' && coverMousePressed()) return;
}

function trees(off, p, base, mn, rg, col) {
  for (let x = 0; x < W; x++) { const u = x + off, idx = Math.floor(u / p), m = mod(u, p), half = p / 2;
    const hh = hs(idx * 1.37) > .2 ? mn + Math.floor(hs(idx * 2.9) * rg) : 0; if (!hh) continue;
    const v = Math.floor(hh * (1 - Math.abs(m - half) / half)), top = base - Math.max(0, v - (v % 3 === 0 ? 1 : 0));
    R(null, x, top, 1, base - top, col); }
}
function wheel(cx, cy, r, a) {
  for (let dy = -r; dy <= r; dy++) for (let dx = -r; dx <= r; dx++) { const d = dx * dx + dy * dy; if (d <= r * r + 1) R(null, cx + dx, cy + dy, 1, 1, d >= r * r - 3 ? '#2e2838' : '#16121e'); }
  for (let s = 0; s < 3; s++) { const g = a + s * Math.PI / 3; for (let k = 1; k < r; k++) { const ox = Math.round(Math.cos(g) * k), oy = Math.round(Math.sin(g) * k); R(null, cx + ox, cy + oy, 1, 1, '#bfb4bb'); R(null, cx - ox, cy - oy, 1, 1, '#bfb4bb'); } }
  R(null, cx, cy, 1, 1, '#d1a42b');
}
function burst(x, y, n, cols, sp) {
  for (let i = 0; i < n; i++) { const a = random(TWO_PI), v = random(.3, 1) * sp;
    parts.push({ x, y, vx: Math.cos(a) * v, vy: Math.sin(a) * v, l: random(.3, .8), m: .8, c: random(cols), s: random() < .3 ? 2 : 1, g: 40 }); }
}

function scene(dt, rdt) {
  if (MYS) drawMystic(rdt); else {
  image(sky, 0, 0, W, H);
  for (const q of [[10, 14, 7, 24], [120, 24, 10, 20], [200, 36, 13, 28]]) { const x = mod(q[0] - t * q[2], 260) - 40;
    R(null, x, q[1], q[3], 2, '#ffb8a0'); R(null, x + 4, q[1] - 2, q[3] - 10, 2, '#ffb8a0'); R(null, x - 3, q[1] + 2, q[3] + 6, 2, '#c25f80'); }
  for (let x = 0; x < W; x++) {
    let u = x + t * 10, h = pk(u, 90) * .55 + pk(u + 23, 37) * .3 + pk(u + 5, 13) * .15, tp = Math.floor(62 - h * 38);
    R(null, x, tp, 1, 70 - tp, '#4a3168'); R(null, x, tp, 1, 1, '#b0709e');
    u = x + t * 30; h = pk(u, 60) * .5 + pk(u + 11, 23) * .5; tp = Math.floor(66 - h * 20); R(null, x, tp, 1, 66 - tp, '#33264f');
  }
  trees(t * 90, 18, 62, 8, 8, '#241a3c'); trees(t * 150, 26, 60, 10, 8, '#17102b');
  const bo = Math.floor(mod(t * 380, W)); image(bal, -bo, 94, W, 16); image(bal, W - bo, 94, W, 16);
  R(null, 0, 92, W, 1, '#cfc3c8'); R(null, 0, 93, W, 1, '#6b5b6a');
  for (const cx of WH) wheel(cx, 88, 4, t * 20);
  trG.forEach((g, i) => image(g, 0, -(Math.floor(t * 18 + i * .5) % 2), W, H));
  // 煙與火星 (來自畫面外的火車頭)
  if (random() < rdt * 16) sm.push({ x: 198, y: 34, a: 0, vx: -110 - random(25), vy: -7 - random(6) });
  for (let i = sm.length - 1; i >= 0; i--) { const p = sm[i]; p.a += rdt; p.x += p.vx * rdt; p.y += p.vy * rdt;
    if (p.a > 2.2) { sm.splice(i, 1); continue; }
    const z = 4 + Math.floor(p.a * 3.2); drawingContext.globalAlpha = Math.max(0, .7 - p.a / 3);
    R(null, p.x - z / 2, p.y - z / 2, z, z, `rgb(${238 - p.a * 45 | 0},${214 - p.a * 60 | 0},${212 - p.a * 45 | 0})`); }
  drawingContext.globalAlpha = 1;

  }
  if (st === 'battle' || st === 'nb') updBattle(dt);
  if (B.fl > 0) B.fl -= rdt;
  if (st === 'title' && TS !== 'gate' && random() < rdt * 35) parts.push({ x: random(W), y: H + 2, vx: random(-8, 8), vy: random(-34, -12), l: 2.6, m: 2.6, c: random(['#ff9a1f', '#ffe36a', '#c58aff', '#ff3b1f']), s: random() < .3 ? 2 : 1, g: 0 });
  if (!MYS && (B.hp > 0 || endT < .4)) { if (st === 'title') { push(); translate(B.x, B.y); scale(1.7); translate(-B.x, -B.y); drawBoss(); pop(); } else drawBoss(); }
  drawEnemies();
  for (const p of proj) drawPhoenix(p);
  drawPlayer(); drawBullets();
  for (let i = parts.length - 1; i >= 0; i--) { const p = parts[i]; p.l -= rdt; if (p.l <= 0) { parts.splice(i, 1); continue; }
    p.vy += p.g * rdt; p.x += p.vx * rdt; p.y += p.vy * rdt;
    drawingContext.globalAlpha = Math.min(1, p.l / p.m * 1.5); R(null, p.x, p.y, p.s, p.s, p.c); }
  drawingContext.globalAlpha = 1;
  if (!MYS) { const fo = Math.floor(mod(t * 640, W)); image(fgG, -fo, 98, W, 10); image(fgG, W - fo, 98, W, 10); }
  if (!MYS) { drawingContext.globalAlpha = .07; R(null, 0, 0, W, H, '#ff8a50'); drawingContext.globalAlpha = 1; }
}

// ---------- 主角 ----------
function blade(x, y, a, len, w, c, e) { for (let i = 0; i < len; i++) R(null, x + Math.cos(a) * i, y + Math.sin(a) * i, w, w, i > len - 3 ? e : c); }
function trail(x, y, a, d, len, w, c) {
  for (let k = 5; k >= 1; k--) { drawingContext.globalAlpha = .55 - k * .09; const aa = a - d * k * .22;
    blade(x, y, aa, len, w, c, c); R(null, x + Math.cos(aa) * (len + 3), y + Math.sin(aa) * (len + 3), 2, 2, c); }
  drawingContext.globalAlpha = 1;
}
function wSword(hx, hy, a) {
  const c = Math.cos(a), s = Math.sin(a);
  blade(hx, hy, a, 16, 1, '#f4f8ff', '#bfe3ff'); blade(hx + 1, hy, a, 12, 1, '#c6d6f0', '#c6d6f0');
  for (let k = -2; k <= 2; k++) R(null, hx + c * 2 - s * k, hy + s * 2 + c * k, 1, 1, '#e0b030');
  R(null, hx - c * 2, hy - s * 2, 2, 2, '#7a5a30'); R(null, hx - c * 4, hy - s * 4, 2, 2, '#e0b030');
}
function kSword(hx, hy, a) {
  const c = Math.cos(a), s = Math.sin(a);
  blade(hx, hy, a, 18, 3, '#2a1d40', '#a24bff'); blade(hx + 1, hy + 1, a, 16, 1, '#5a3a90', '#d9a6ff');
  for (let i = 5; i < 17; i += 4) if (Math.floor(t * 6 + i) % 2) R(null, hx + c * i + 1, hy + s * i + 1, 1, 1, '#e0b0ff');
  for (let k = -3; k <= 3; k++) R(null, hx + c - s * k, hy + s + c * k, 1, 1, '#6a6a7a');
  R(null, hx - c * 3, hy - s * 3, 2, 2, '#444444');
}
function drawPlayer() {
  if (P.inv > 0 && Math.floor(t * 16) % 2) return;
  push(); translate(Math.floor(P.x), 0); scale(P.face, 1); translate(-Math.floor(P.x), 0);
  const x = Math.floor(P.x), y = Math.floor(P.y), sw = P.sw, air = P.y < GY - 1, mv = P.mv && !air;
  const br = !mv && !air && sw < 0 && P.cast < 0 ? Math.floor(t * 3) % 2 : 0, ph = t * 12, ux = x + (sw >= .1 && sw < .65 ? 1 : 0), uy = y - br;
  let wa = 1.1, ba = -2.5, bw = false;
  if (sw >= 0) { const e = 1 - Math.pow(1 - Math.min(1, sw / .6), 2);
    if (P.cb === 0) wa = -2.2 + 3.1 * e; else if (P.cb === 1) { ba = -2.6 + 3.3 * e; bw = true; } else { wa = -1.4 + 1.9 * e; ba = 1.4 - 1.6 * e; bw = true; } }
  if (P.cast >= 0) wa = -1.5;
  const SK = '#f3c9a0', SS = '#d6a07a', HR = '#e9edf7', CT = '#2c3f8f', CS = '#1d2a66', CH = '#4a63c9', PT = '#262b44', BT = '#171a2b', hx = ux + 5, hy = uy - 13;
  drawingContext.globalAlpha = air ? .15 : .35; R(null, x - 5, GY, 11, 1, '#000000'); drawingContext.globalAlpha = 1;
  if (!bw) kSword(ux - 3, hy, ba);
  for (let i = 0; i < 4; i++) R(null, ux - 5 - i, uy - 9 + i + Math.round(Math.sin(t * 18 + i)), 2, 3, i % 2 ? CS : CT);
  if (air) { R(null, x - 3, y - 9, 3, 5, PT); R(null, x + 1, y - 8, 3, 4, PT); R(null, x - 4, y - 5, 4, 3, BT); R(null, x + 1, y - 5, 5, 3, BT); }
  else { const a = mv ? Math.round(Math.sin(ph) * 2) : 0, b = mv ? -a : 0, la = mv ? Math.max(0, Math.round(Math.cos(ph))) : 0, lb = mv ? Math.max(0, Math.round(-Math.cos(ph))) : 0;
    R(null, x - 3 + a, y - 9, 3, 5 - la, PT); R(null, x + 1 + b, y - 9, 3, 5 - lb, PT);
    R(null, x - 4 + a, y - 4 - la, 4, 4, BT); R(null, x + 1 + b, y - 4 - lb, 5, 4, BT); R(null, x - 4 + a, y - 4 - la, 4, 1, '#3a4066'); R(null, x + 1 + b, y - 4 - lb, 5, 1, '#3a4066'); }
  R(null, ux - 4, uy - 16, 8, 7, CT); R(null, ux + 2, uy - 16, 2, 7, CS); R(null, ux - 4, uy - 16, 1, 7, CH);
  R(null, ux - 1, uy - 16, 1, 5, '#eef0fa'); R(null, ux - 4, uy - 10, 8, 1, '#2a1d14'); R(null, ux, uy - 10, 2, 1, '#e0b030');
  R(null, ux - 5, uy - 17, 3, 3, '#1b1426'); R(null, ux - 5, uy - 17, 3, 1, '#a24bff'); R(null, ux + 3, uy - 17, 3, 3, '#eef0fa'); R(null, ux + 3, uy - 15, 3, 1, '#b9c2e0');
  for (let i = 0; i < 8; i++) R(null, ux - 3 - i, uy - 17 + (i >> 1) + Math.round(Math.sin(t * 20 + i * .8) * 1.5), 2, i < 3 ? 2 : 1, i % 2 ? '#b82a36' : '#e63946');
  R(null, ux - 3, uy - 23, 6, 6, SK); R(null, ux - 3, uy - 19, 6, 2, SS); R(null, ux - 5, uy - 23, 2, 5, '#aab4d4'); R(null, ux - 4, uy - 25, 8, 3, HR);
  R(null, ux - 4, uy - 27, 2, 2, HR); R(null, ux - 1, uy - 28, 3, 3, HR); R(null, ux + 2, uy - 26, 2, 2, HR); R(null, ux + 1, uy - 22, 3, 1, HR);
  R(null, ux - 4, uy - 22, 8, 1, '#e63946'); for (let i = 0; i < 5; i++) R(null, ux - 5 - i, uy - 22 + Math.round(Math.sin(t * 25 + i)), 1, 1, '#e63946');
  R(null, ux + 1, uy - 20, 1, 2, '#1a2a50'); R(null, ux + 2, uy - 20, 1, 1, '#7ad7ff'); R(null, ux + 1, uy - 18, 2, 1, '#b5694c');
  R(null, ux + 3, uy - 15, 3, 3, CT); R(null, ux + 3, uy - 15, 3, 1, CH); R(null, ux + 4, uy - 13, 3, 2, '#eef0fa');
  R(null, ux - 6, uy - 15, 2, 3, CS); R(null, ux - 6, uy - 13, 2, 2, '#1b1426');
  if (sw >= 0 && sw < .75) {
    if (P.cb !== 1) trail(hx, hy, wa, 1, 16, 1, '#bfe3ff');
    if (P.cb === 1) trail(hx, hy, ba, 1, 18, 2, '#a24bff');
    if (P.cb === 2) trail(hx, hy, ba, -1, 18, 2, '#a24bff');
  }
  if (bw) kSword(hx, hy, ba);
  wSword(hx, hy, wa);
  if (P.cast >= 0) { const r = 4 + P.cast * 14;
    for (let k = 0; k < 20; k++) R(null, ux + 5 + Math.cos(k * .314 + t * 6) * r, uy - 28 + Math.sin(k * .314 + t * 6) * r * .6, 2, 2, k % 2 ? '#ff3b1f' : '#ffb347');
    if (random() < .6) parts.push({ x: P.x + P.face * 5 + random(-8, 8), y: uy - 8, vx: 0, vy: -30, l: .5, m: .5, c: '#ff9a1f', s: 1, g: 0 }); }
  pop();
}

function melee() { if (P.sw >= 0 || P.cast >= 0) return; P.cb = P.cbT > 0 ? (P.cb + 1) % 3 : 0; P.sw = 0; P.hit = false; P.cbT = .82; sfx('swing'); P.x = constrain(P.x + P.face * (P.cb === 2 ? 5 : 3), 6, st === 'nb' ? 184 : 128); }
function cast() { if (P.sw >= 0 || P.cast >= 0 || P.en < P.cc) return; P.en -= P.cc; P.cast = 0; P.casted = false; sfx('phx'); }
function hurtBoss(d, x, y, cols, big) {
  sfx(big ? 'boom' : 'hit'); const dealt = Math.max(1, Math.round(d * (B.form === 'shield' && B.phase === 2 ? .28 : 1))); B.hp = Math.max(0, B.hp - dealt); B.fl = .12; hst = big ? .1 : .05; sh = big ? 4 : 2;
  burst(x, y, big ? 90 : 14, cols, big ? 90 : 60); pops.push({ x, y: y - 6, t: 0, s: dealt + '' });
}
function strike() {
  if (st === 'nb') return strikeNB();
  if ((B.x - P.x) * P.face < -4 || Math.abs(B.x - P.x) > 34) return;
  const d = Math.round(P.atk * (1 + (P.weaponPct || 0)) * P.mm * [1, 1.7, 2.8][P.cb]);
  hurtBoss(d, B.x - P.face * 12, P.y - 14, P.cb === 1 ? ['#a24bff', '#e0b0ff'] : ['#ffffff', '#bfe3ff', '#ffe36a'], false);
  P.en = Math.min(P.men, P.en + 3 + P.ec); P.hp = Math.min(P.mhp, P.hp + P.ls);
}
function updBattle(dt) {
  const L = keyIsDown(65) || keyIsDown(LEFT_ARROW), Rr = keyIsDown(68) || keyIsDown(RIGHT_ARROW), busy = P.sw >= 0 || P.cast >= 0;
  P.mv = Rr - L; if (P.mv && P.sw < 0 && P.cast < 0) P.face = P.mv;
  // 戰鬥空檔自動面向最近敵人，避免敵人繞到背後時仍朝錯方向揮砍
  if (st === 'nb' && !P.mv && P.sw < 0 && P.cast < 0) { let near = null, nd = 72; for (const e of En) if (e.st <= 0 && Math.abs(e.x - P.x) < nd) { near = e; nd = Math.abs(e.x - P.x); } if (near) P.face = near.x < P.x ? -1 : 1; } P.x = constrain(P.x + P.mv * (busy ? 20 : 68 * (1 + P.spd)) * dt, 6, st === 'nb' ? 184 : 128);
  P.vy += 420 * dt; P.y += P.vy * dt; if (P.y >= GY) { P.y = GY; P.vy = 0; }
  P.en = Math.min(P.men, P.en + (4 + P.er) * dt);
  P.inv = Math.max(0, P.inv - dt); P.nh += dt; if (P.nh > 3 && P.def < P.dmax) P.def = Math.min(P.dmax, P.def + 2 * dt);
  if (st === 'battle') updBoss(dt);
  if (P.sw >= 0) { P.sw += dt / .3; if (P.sw >= .5 && !P.hit) { P.hit = true; strike(); } if (P.sw >= 1) P.sw = -1; }
  else P.cbT = Math.max(0, P.cbT - dt);
  if (P.cast >= 0) { P.cast += dt / .7;
    if (P.cast >= .5 && !P.casted) { P.casted = true; const fd = P.face || 1; proj.push({ x: P.x + 16 * fd, y: P.y - 18, vx: 90 * fd, dir: fd, t: 0, hit: [], dmg: 1 }); burst(P.x + 16 * fd, P.y - 18, 30, ['#ff3b1f', '#ff9a1f', '#ffe36a'], 70); sh = 2; }
    if (P.cast >= 1) P.cast = -1; }
  for (let i = proj.length - 1; i >= 0; i--) { const p = proj[i]; p.t += dt; p.vx = Math.min(260, Math.abs(p.vx) + 280 * dt) * p.dir; p.x += p.vx * dt; p.y += (phY(p) - p.y) * 3 * dt;
    for (let k = 0; k < 5; k++) parts.push({ x: p.x - 10 * p.dir + random(-3, 2), y: p.y + random(-5, 5), vx: random(-35, -8) * p.dir, vy: random(-14, 8), l: .55, m: .55, c: random(['#ff3b1f', '#ff9a1f', '#ffe36a', '#c4220f']), s: random() < .5 ? 2 : 1, g: -12 });
    (p.h = p.h || []).push({ x: p.x, y: p.y }); if (p.h.length > 6) p.h.shift();
    const d8 = Math.round(P.atk * (1 + (P.weaponPct || 0)) * 11 * P.pm + 18 + (P.fireDmg || 0)), fx = p.x + 8 * p.dir;
    if (st === 'nb') { for (const e of En) if (e.st <= 0 && !p.hit.includes(e) && Math.abs(fx - e.x) < e.w / 2 + 8 && Math.abs(p.y - (e.y - e.h / 2)) < e.h / 2 + 10) phHit(p, e, d8); }
    else if (!p.hb && (B.x - p.x) * p.dir <= 29 && (B.x - p.x) * p.dir > -17) { p.hb = true; if (P.burnDmg > 0) { B.burn = 3; B.burnTick = 0; } hurtBoss(d8, B.x - 17 * p.dir, p.y, ['#ff3b1f', '#ff9a1f', '#ffe36a', '#ffffff'], true); }
    if (p.x > W + 28 || p.x < -28) proj.splice(i, 1); }
  if (st === 'nb') updEnemies(dt);
  if (st === 'battle' && random() < dt * 6) parts.push({ x: B.x + random(-18, 18), y: B.y + 18, vx: 0, vy: -14, l: 1, m: 1, c: '#c58aff', s: 1, g: 0 });
  if (st === 'battle' && B.hp <= 0) { st = 'end'; Bl = []; endT = 0; hst = .2; sh = 6; burst(B.x, B.y, 120, ['#c58aff', '#a24bff', '#ffffff', '#6a2cc8'], 120); }
}
function feather(sx, sy, a, L, cols) { const n = cols.length; for (let i = 0; i < L; i++) { const w = i < L * .55 ? 2 : 1; R(null, sx + Math.cos(a) * i, sy + Math.sin(a) * i, w, w, cols[Math.min(n - 1, Math.floor(i / L * n))]); } }
function pwing(sx, sy, base, dir, sc, cols, mem, n) {
  const e2 = base + dir * (n - 1) * .17;
  fill(mem); triangle(sx, sy, sx + Math.cos(base) * 19 * sc, sy + Math.sin(base) * 19 * sc, sx + Math.cos(e2) * 11 * sc, sy + Math.sin(e2) * 11 * sc);
  for (let k = 0; k < n; k++) feather(sx, sy, base + dir * k * .17 + Math.sin(t * 22 + k * .6) * .03, (20 - k * 1.8) * sc, cols);
}
function drawPhoenix(p) {
  const fa = Math.sin(p.t * 22) * .5 + .5, x = Math.floor(p.x), y = Math.floor(p.y), h = p.h || [], dir = p.dir || 1;
  push(); translate(x, y); scale(dir * 1.2, 1.2); translate(-x, -y);
  h.forEach((q, i) => { const lx = x + (q.x - p.x) * dir / 1.2, ly = y + (q.y - p.y) / 1.2; drawingContext.globalAlpha = .05 + i * .03; R(null, lx - 9, ly - 5, 18, 10, '#ff7a1f'); R(null, lx - 3, ly - 8, 8, 3, '#ffb347'); });
  drawingContext.globalAlpha = .16; R(null, x - 20, y - 13, 46, 26, '#ff4a1f'); R(null, x - 11, y - 8, 30, 16, '#ffb347'); drawingContext.globalAlpha = 1;
  noStroke();
  pwing(x - 2, y, 3.0 - fa * 1.4, -1, .8, ['#3a0503', '#6e0d05', '#a81808', '#e8441a', '#ff8a1f', '#ffd24a'], 'rgba(110,13,5,0.55)', 7);
  const pc = ['#7a0d05', '#c4220f', '#ff4a1f', '#ff8a1f', '#ffd24a'];
  for (let i = 0; i < 7; i++) for (let j = 0; j < 11; j++) { const s2 = j < 4 ? 3 : j < 8 ? 2 : 1;
    R(null, x - 8 - j * 3, y + (i - 3) * j * .65 + Math.sin(t * 14 - j * .8 + i) * j * .35, s2, s2, pc[Math.min(4, Math.floor(j / 2.2))]); }
  R(null, x - 8, y - 3, 16, 8, '#a81808'); R(null, x - 7, y - 4, 14, 7, '#e8261a'); R(null, x - 3, y - 1, 9, 4, '#ff8a1f'); R(null, x + 1, y, 5, 2, '#ffd24a');
  for (let k = 0; k < 4; k++) R(null, x - 6 + k * 3, y - 3 + (k % 2), 2, 1, '#ff6a1f');
  drawingContext.globalAlpha = .35 + .2 * Math.sin(p.t * 18); R(null, x - 1, y - 2, 7, 5, '#fff3a0'); drawingContext.globalAlpha = 1;
  R(null, x + 6, y - 7, 5, 6, '#e8261a'); R(null, x + 8, y - 9, 6, 6, '#ff3b1f'); R(null, x + 9, y - 9, 4, 2, '#ff7a1f');
  R(null, x + 11, y - 7, 2, 2, '#ffffff'); R(null, x + 12, y - 7, 1, 1, '#2a0800'); R(null, x + 10, y - 4, 3, 1, '#ffe36a');
  fill('#ffd24a'); triangle(x + 14, y - 7, x + 20, y - 5, x + 14, y - 3); fill('#c98a10'); triangle(x + 14, y - 5, x + 19, y - 5, x + 14, y - 3);
  R(null, x - 1, y + 5, 1, 3, '#ffd24a'); R(null, x + 3, y + 5, 1, 3, '#ffd24a');
  for (let i = 0; i < 3; i++) for (let j = 0; j < 7; j++) { const s2 = j > 3 ? 1 : 2; R(null, x + 9 - j * (.8 + i * .35) + Math.sin(t * 20 + j + i) * .8, y - 9 - j * (1 + i * .1), s2, s2, ['#ff3b1f', '#ff9a1f', '#ffe36a'][Math.min(2, j >> 1)]); }
  pwing(x - 2, y - 3, -3.0 + fa * 1.4, 1, 1, ['#6e0d05', '#b81808', '#ff4a1f', '#ff9a1f', '#ffd24a', '#fff3a0'], 'rgba(184,24,8,0.6)', 8);
  for (let k = 0; k < 4; k++) R(null, x - 12 - random(18), y + random(-9, 9), 1, 1, random(['#ffe36a', '#ff9a1f']));
  pop();
}

// ---------- 魔王: 旋轉的紫色魔方 ----------
// ---------- 魔王第二階段：精緻巨劍 / 盾牌 ----------
const SHD = [[-21,-24],[-9,-27],[0,-24],[9,-27],[21,-24],[22,-2],[17,11],[9,21],[0,28],[-9,21],[-17,11],[-22,-2]];
const SHL = [[0,-24],[-9,-27],[-21,-24],[-22,-2],[-17,11],[-9,21],[0,28]];
const SHR = [[0,-24],[9,-27],[21,-24],[22,-2],[17,11],[9,21],[0,28]];
function shp(pts, s, x, y) { beginShape(); for (const p of pts) vertex(x + p[0] * s, y + p[1] * s); endShape(CLOSE); }

function bossSword(cx, cy, ang, al) {
  const gl = drawingContext.globalAlpha, pu = .5 + .5 * Math.sin(t * 5);
  push(); translate(cx, cy); rotate(ang); noStroke();
  drawingContext.globalAlpha = gl * al;
  // 魔力光暈
  fill(162, 75, 255, 38); ellipse(0, -14, 36, 70);
  fill(210, 150, 255, 34); ellipse(0, -16, 20, 56);
  // 劍刃鋸齒
  fill('#1a0a36');
  for (let k = 0; k < 5; k++) { const y = -30 + k * 7; triangle(6.5, y, 10, y + 3.5, 6.5, y + 7); triangle(-6.5, y, -10, y + 3.5, -6.5, y + 7); }
  // 劍身：暗底 + 左亮右暗兩個斜面
  fill('#241044'); beginShape(); vertex(0,-46); vertex(6.5,-35); vertex(7,6); vertex(-7,6); vertex(-6.5,-35); endShape(CLOSE);
  fill('#7e55d8'); beginShape(); vertex(0,-46); vertex(-6.5,-35); vertex(-7,6); vertex(0,6); endShape(CLOSE);
  fill('#3a1c78'); beginShape(); vertex(0,-46); vertex(6.5,-35); vertex(7,6); vertex(0,6); endShape(CLOSE);
  // 血槽 + 發光中線
  fill('#12062a'); rect(-1.4, -36, 2.8, 41);
  fill(217, 184, 255, 140 + pu * 100); rect(-.5, -36, 1, 41);
  // 刃口高光、劍尖
  stroke('#f4eaff'); strokeWeight(.7); line(-6.3, -34, -6.8, 5); noStroke();
  fill('#ffffff'); triangle(0, -46, 2.2, -39, -2.2, -39);
  // 符文
  for (let k = 0; k < 5; k++) { fill(224, 160, 255, 90 + 150 * Math.max(0, Math.sin(t * 5 + k))); rect(k % 2 ? 2.5 : -5, -30 + k * 7, 2.5, 1.2); }
  // 護手
  fill('#7a5a10'); beginShape(); vertex(-17,5); vertex(-8,3); vertex(8,3); vertex(17,5); vertex(13,11); vertex(4,10); vertex(-4,10); vertex(-13,11); endShape(CLOSE);
  fill('#d9b441'); beginShape(); vertex(-17,5); vertex(-8,3); vertex(8,3); vertex(17,5); vertex(13,8); vertex(-13,8); endShape(CLOSE);
  fill('#ffe58a'); rect(-8, 3, 16, 1.2);
  fill('#d9b441'); triangle(-17, 5, -22, 1, -13, 9); triangle(17, 5, 22, 1, 13, 9);
  // 護手寶石
  fill('#ff2a4a'); ellipse(0, 6.5, 5.5, 5.5); fill('#ffb0b8'); ellipse(-.9, 5.6, 1.8, 1.8);
  // 握柄 + 纏繩
  fill('#2a160e'); rect(-2.3, 10, 4.6, 13);
  fill('#6a3a22'); for (let k = 0; k < 4; k++) rect(-2.3, 11 + k * 3, 4.6, 1.1);
  // 劍首
  fill('#7a5a10'); ellipse(0, 25, 8, 8); fill('#d9b441'); ellipse(0, 24.6, 7, 7);
  fill('#c58aff'); ellipse(0, 24.6, 3.4, 3.4); fill('#fff'); ellipse(-.6, 24, 1, 1);
  drawingContext.globalAlpha = gl; pop();
}

function bossShield(cx, cy) {
  const pu = .5 + .5 * Math.sin(t * 4); noStroke();
  // 能量光暈
  fill(80, 200, 255, 26 + pu * 28); ellipse(cx, cy + 1, 68, 72);
  fill(150, 240, 255, 20); ellipse(cx, cy + 1, 54, 58);
  // 護手尖刺
  fill('#d9b441'); triangle(cx-22, cy-24, cx-27, cy-36, cx-13, cy-26); triangle(cx+22, cy-24, cx+27, cy-36, cx+13, cy-26);
  // 金屬外框（多層）
  fill('#2a1c05'); shp(SHD, 1.13, cx, cy);
  fill('#b88a1e'); shp(SHD, 1.06, cx, cy);
  fill('#f2d46a'); shp(SHD, 1.0, cx - .6, cy - .6);
  fill('#6a4c0c'); shp(SHD, .93, cx, cy);
  // 盾面：左亮右暗 + 內斜面
  fill('#2a7cc4'); shp(SHL, .88, cx, cy); fill('#164a80'); shp(SHR, .88, cx, cy);
  fill('#3c98e0'); shp(SHL, .72, cx, cy); fill('#1d5a9a'); shp(SHR, .72, cx, cy);
  // 十字紋章
  fill('#eaf8ff'); rect(cx - 2.5, cy - 20, 5, 38); rect(cx - 13, cy - 9, 26, 5);
  fill('#8cc4e8'); rect(cx + .5, cy - 20, 2, 38); rect(cx - 13, cy - 5, 26, 1.4);
  // 中央盾心
  fill('#3d5164'); ellipse(cx, cy - 7, 14, 14); fill('#9fb4c8'); ellipse(cx, cy - 7, 11, 11);
  fill('#ffffff'); ellipse(cx - 1.5, cy - 8.5, 3.5, 3.5);
  fill(120, 240, 255, 150 + pu * 100); ellipse(cx, cy - 7, 4.5, 4.5);
  // 鉚釘
  fill('#fff2b0'); for (const p of SHD) ellipse(cx + p[0] * .97, cy + p[1] * .97, 2.2, 2.2);
  // 裂痕與反光
  stroke('#08182c'); strokeWeight(.8);
  line(cx+5, cy+3, cx+9, cy+9); line(cx+9, cy+9, cx+8, cy+15); line(cx+9, cy+9, cx+14, cy+11); line(cx-10, cy+8, cx-6, cy+14);
  noStroke(); fill(255, 255, 255, 42); quad(cx-17, cy-20, cx-9, cy-20, cx-13, cy+4, cx-19, cy+1);
  // 旋轉能量弧
  noFill(); stroke(150, 240, 255, 150); strokeWeight(1.2);
  for (let k = 0; k < 3; k++) arc(cx, cy + 1, 62, 66, t * 2 + k * 2.09, t * 2 + k * 2.09 + .7);
  noStroke();
}
function drawBoss() {
  const cx = B.x, cy = B.y + Math.sin(t * 1.6) * 2;
  if (B.phase === 2) {
    const glow = B.form === 'shield' ? '#45bfff' : '#ff4a6a';
    drawingContext.globalAlpha = .22; fill(glow); ellipse(cx, cy, 48, 48); drawingContext.globalAlpha = 1;
    noStroke();
    if (B.ds === 1) { // 衝撞預警：地面紅帶 + 方向箭頭
      drawingContext.globalAlpha = .14 + .14 * Math.sin(t * 45); R(null, 0, GY - 22, W, 24, '#ff2a4a');
      drawingContext.globalAlpha = .6; fill('#ff6a7a');
      for (let k = 0; k < 6; k++) { const ax = cx + B.dir * (26 + k * 22); triangle(ax, GY - 12, ax - B.dir * 7, GY - 18, ax - B.dir * 7, GY - 6); }
      drawingContext.globalAlpha = 1;
    }
    if (B.form === 'sword') {
      const dsh = B.ds === 1 || B.ds === 2, ang = dsh ? B.dir * 1.45 : -.25 + Math.sin(t * 5) * .08;
      if (B.ds === 2) for (let k = 4; k >= 1; k--) bossSword(cx - B.dir * k * 9, cy + 12, ang, .08 * (5 - k)); // 衝刺殘影
      bossSword(cx, cy + 12, ang, 1);
    } else bossShield(cx, cy);
    for (let k = 0; k < 5; k++) R(null, cx - 18 + k * 9, cy + 29 + Math.sin(t * 8 + k) * 2, 3, 2, '#c58aff');
    return;
  }
  const a = t * .8, b = t * 1.1, c = t * .4, RR = 17, V = [];
  noStroke();
  for (const [r, al] of [[34, 22], [27, 30], [21, 36]]) { if (B.at && B.at.k === 4) fill(255, 70, 50, al + 14); else fill(160, 60, 255, al); ellipse(cx, cy, r * 2 + Math.sin(t * 3) * 3, r * 2 + Math.sin(t * 3) * 3); }
  for (let i = 0; i < 8; i++) {
    const x = i & 1 ? 1 : -1, y = i & 2 ? 1 : -1, z = i & 4 ? 1 : -1;
    const x1 = x * Math.cos(b) + z * Math.sin(b), z1 = -x * Math.sin(b) + z * Math.cos(b);
    const y1 = y * Math.cos(a) - z1 * Math.sin(a), z2 = y * Math.sin(a) + z1 * Math.cos(a);
    V.push([x1 * Math.cos(c) - y1 * Math.sin(c), x1 * Math.sin(c) + y1 * Math.cos(c), z2]);
  }
  const F = [[0, 1, 3, 2], [4, 5, 7, 6], [0, 1, 5, 4], [2, 3, 7, 6], [0, 2, 6, 4], [1, 3, 7, 5]]
    .map(f => ({ f, z: f.reduce((s, i) => s + V[i][2], 0) / 4 })).sort((p, q) => p.z - q.z);
  for (const { f, z } of F) {
    const br = map(z, -1, 1, .45, 1.15), fl = B.fl > 0 ? 1 : 0, col = [150 * br, 60 * br, 230 * br].map(v => lerp(Math.min(255, v), 255, fl));
    const px = f.map(i => [cx + V[i][0] * RR, cy + V[i][1] * RR]), mx = px.reduce((s, p) => s + p[0], 0) / 4, my = px.reduce((s, p) => s + p[1], 0) / 4;
    fill(col[0], col[1], col[2]); stroke(235, 180, 255, 170 + Math.sin(t * 4) * 60); strokeWeight(1);
    beginShape(); px.forEach(p => vertex(p[0], p[1])); endShape(CLOSE); noStroke();
    fill(Math.min(255, col[0] + 50), Math.min(255, col[1] + 50), 255, 200);
    beginShape(); px.forEach(p => vertex(mx + (p[0] - mx) * .55, my + (p[1] - my) * .55)); endShape(CLOSE);
  }
  for (let k = 0; k < 4; k++) { const an = t * 2 + k * HALF_PI; R(null, cx + Math.cos(an) * 29, cy + Math.sin(an) * 14, 3, 3, '#c58aff'); }
}

// ---------- 音樂 (Web Audio 合成, 不需要任何音檔) ----------
const mf = n => 440 * Math.pow(2, (n - 69) / 12);
const SG = { // bpm / r=每小節和弦根音 / q=0小調 1大調 / d=鼓型 / L=旋律(16步x4小節, 0=休止)
  hot: { bpm: 160, r: [57, 53, 55, 52], q: [0, 1, 1, 1], d: 0, L: [[81,0,84,0,86,0,84,81,83,0,81,0,79,0,76,0],[77,0,81,0,84,0,81,77,79,0,77,0,76,0,72,0],[79,0,83,0,86,0,83,79,81,0,79,0,77,0,74,0],[76,0,80,0,83,0,80,76,81,83,84,0,83,0,80,0]] },
  battle: { bpm: 176, r: [50, 46, 48, 45], q: [0, 1, 1, 1], d: 1, L: [[74,0,77,81,86,0,81,77,74,0,77,0,81,0,79,77],[70,0,74,77,82,0,77,74,70,0,74,0,77,0,74,70],[72,0,76,79,84,0,79,76,72,0,76,0,79,0,76,72],[69,0,73,76,81,0,76,73,81,0,84,0,85,84,81,0]] },
  ult: { bpm: 196, r: [47, 43, 45, 42], q: [0, 1, 1, 1], d: 2, L: null },
  mys: { bpm: 84, r: [45, 41, 43, 40], q: [0, 1, 1, 1], d: 3, L: null },
  title: { bpm: 104, r: [57, 53, 55, 52], q: [0, 1, 1, 1], d: 4, L: [[81,0,0,0,84,0,0,0,88,0,0,0,86,0,84,0],[84,0,0,0,81,0,0,0,89,0,0,0,88,0,84,0],[83,0,0,0,86,0,0,0,91,0,0,0,88,0,86,0],[88,0,0,0,84,0,83,0,80,0,83,0,88,0,0,0]] }
};
function aud() {
  if (!AC) { try { AC = new (window.AudioContext || window.webkitAudioContext)(); const c = AC.createDynamicsCompressor(); MG = AC.createGain(); MG.gain.value = MUTE ? 0 : .35;
    MG.connect(c); c.connect(AC.destination); nxt = AC.currentTime + .1; setInterval(schedule, 40); } catch (e) { AC = null; } }
  if (AC && AC.state === 'suspended') AC.resume();
}
function tone(f, t0, d, type, v, sl) {
  const o = AC.createOscillator(), g = AC.createGain(); o.type = type; o.frequency.setValueAtTime(f, t0); if (sl) o.frequency.exponentialRampToValueAtTime(sl, t0 + d);
  g.gain.setValueAtTime(v, t0); g.gain.exponentialRampToValueAtTime(.0001, t0 + d); o.connect(g); g.connect(MG); o.start(t0); o.stop(t0 + d + .02);
}
function nz(t0, d, v, hp) {
  if (!NBUF) { NBUF = AC.createBuffer(1, AC.sampleRate, AC.sampleRate); const a = NBUF.getChannelData(0); for (let i = 0; i < a.length; i++) a[i] = Math.random() * 2 - 1; }
  const s2 = AC.createBufferSource(), g = AC.createGain(), f = AC.createBiquadFilter(); s2.buffer = NBUF; f.type = 'highpass'; f.frequency.value = hp;
  g.gain.setValueAtTime(v, t0); g.gain.exponentialRampToValueAtTime(.0001, t0 + d); s2.connect(f); f.connect(g); g.connect(MG); s2.start(t0); s2.stop(t0 + d + .02);
}
function playStep(n, s2, t0) {
  const S2 = SG[n], bar = Math.floor(s2 / 16) % 4, k = s2 % 16, r = S2.r[bar], T = [[0, 3, 7], [0, 4, 7]][S2.q[bar]], sd = 60 / S2.bpm / 4;
  if (n === 'mys') { // 神秘: 低音鋪底 + 稀疏鈴聲 + 心跳
    if (k === 0) { tone(mf(r - 12), t0, sd * 15, 'triangle', .2); tone(mf(r), t0, sd * 15, 'sine', .1); tone(mf(r + 7), t0, sd * 15, 'sine', .06); }
    if (k % 2 === 0) { const i = (s2 * 7 + bar * 3) % 5; tone(mf(r + 24 + T[i % 3] + (i > 2 ? 12 : 0)), t0, sd * 5, 'sine', .07); }
    if (k === 0 || k === 6) tone(70, t0, .25, 'sine', .3, 35);
    if (k === 8 && bar % 2) tone(mf(r + 25), t0, sd * 7, 'sine', .035);
    return;
  }
  if (n === 'title') { // 史詩: 低音鋪底 + 慢速鈴琴 + 戰鼓
    if (k === 0) { tone(mf(r - 12), t0, sd * 15, 'triangle', .22); tone(mf(r), t0, sd * 15, 'sawtooth', .025); tone(mf(r + T[1]), t0, sd * 15, 'sawtooth', .02); }
    if (k % 2 === 0) tone(mf(r + 12 + T[(k >> 1) % 3]), t0, sd * 1.6, 'triangle', .07);
    const tl = S2.L[bar][k]; if (tl) tone(mf(tl), t0, sd * 3.8, 'square', .075);
    if (k === 0 || k === 8) tone(110, t0, .3, 'sine', .55, 35);
    if (k === 12) { nz(t0, .18, .22, 1200); tone(180, t0, .1, 'triangle', .15); }
    if (bar === 3 && k >= 10 && k % 2 === 0) nz(t0, .08, .16, 1800);
    return;
  }
  if (k % 2 === 0) tone(mf(r - 12 + (k % 4 === 2 ? 12 : 0)), t0, sd * 1.8, 'triangle', .22);
  tone(mf(r + 12 + T[[0, 1, 2, 1][k % 4]]), t0, sd * .9, 'square', .045);
  const ln = S2.L ? S2.L[bar][k] : r + 24 + T[[0, 1, 2, 1, 0, 1, 2, 0, 2, 1, 0, 1, 2, 0, 2, 1][k]];
  if (ln) tone(mf(ln), t0, sd * 1.9, 'square', .09);
  const d = S2.d, kick = d === 0 ? k % 4 === 0 : d === 1 ? [0, 4, 8, 10, 12].includes(k) : k % 2 === 0;
  if (kick) tone(150, t0, .12, 'sine', .45, 40);
  if (k === 4 || k === 12 || (d === 2 && bar === 3 && k > 13)) { nz(t0, .1, .22, 1500); tone(190, t0, .07, 'triangle', .15); }
  if (d === 0 ? k % 2 === 0 : true) nz(t0, .03, d === 0 ? .06 : .035, 6000);
}
function schedule() { if (!AC || !MC) return; const sd = 60 / (SG[MC].bpm * (MC === 'hot' && st === 'mini' ? 1 + mi * .03 : 1)) / 4; while (nxt < AC.currentTime + .25) { playStep(MC, stp, Math.max(nxt, AC.currentTime)); nxt += sd; stp++; } }
function mus(n) { if (n === MC) return; MC = n; stp = 0; if (AC) nxt = AC.currentTime + .05; }
function musWant() { return st === 'title' ? 'title' : MYS ? 'mys' : (st === 'battle' || st === 'end' || st === 'lose') ? (B.at && B.at.k === 4 ? 'ult' : 'battle') : 'hot'; }
function sfx(n) {
  if (!AC || MUTE) return; const t0 = AC.currentTime;
  if (n === 'hit') { tone(220, t0, .08, 'square', .18, 90); nz(t0, .06, .15, 2000); }
  if (n === 'swing') nz(t0, .09, .1, 4000);
  if (n === 'phx') { tone(300, t0, .4, 'sawtooth', .13, 1000); tone(150, t0, .4, 'square', .08, 500); }
  if (n === 'boom') { nz(t0, .4, .3, 300); tone(120, t0, .35, 'sine', .4, 30); }
  if (n === 'good') { tone(660, t0, .1, 'square', .12); tone(990, t0 + .09, .18, 'square', .12); }
  if (n === 'bad') tone(180, t0, .25, 'sawtooth', .13, 90);
  if (n === 'hurt') { tone(260, t0, .22, 'sawtooth', .16, 70); nz(t0, .12, .15, 800); }
  if (n === 'kill') tone(500, t0, .15, 'square', .12, 150);
  if (n === 'pick') [523, 659, 784, 1047].forEach((f, i) => tone(f, t0 + i * .07, .14, 'square', .1));
  if (n === 'tick') tone(1200, t0, .05, 'square', .07);
  if (n === 'tele') { tone(100, t0, .7, 'sine', .22, 1200); nz(t0, .5, .08, 3000); }
}

// ---------- 奇物 ----------
const RELIC = [
  { n: '利息卡', d: '進入每個節點 +5 金幣', node: () => { P.coins += 5; return '+5 金幣'; } },
  { n: '啞鈴', d: '進入每個節點 +3 攻擊', node: () => { P.atk += 3; return '+3 攻擊'; } },
  { n: '烤肉串', d: '最大生命 +5 並回復 5', on: () => { P.mhp += 5; P.hp += 5; } },
  { n: '能量電池', d: '能量上限 +20，進入節點 +10 能量', on: () => { P.men += 20; }, node: () => { P.en = Math.min(P.men, P.en + 10); return '+10 能量'; } },
  { n: '護盾水晶', d: '護盾上限 +8', on: () => { P.dmax += 8; P.def += 8; } },
  { n: '鳳凰羽', d: '火鳳凰傷害 +30%', on: () => { P.pm += .3; } },
  { n: '吸血獠牙', d: '普攻命中回復 1 生命', on: () => { P.ls += 1; } },
  { n: '幸運硬幣', d: '答錯的獎勵損失降為 -50%', on: () => { P.pen = .5; } },
  { n: '黑曜護符', d: '受傷後無敵時間 +0.5 秒', on: () => { P.invT += .5; } },
  { n: '煉金燈', d: '進入每個節點 +3 護盾', node: () => { P.dmax += 3; P.def += 3; return '+3 護盾'; } },
  { n: '鋼盔', d: '護盾上限 +12', on: () => { P.dmax += 12; P.def += 12; } },
  { n: '熱血咖啡', d: '能量每秒多回復 2 點', on: () => { P.er += 2; } },
  { n: '火焰之心', d: '火鳳凰消耗 -10 能量', on: () => { P.cc = Math.max(10, P.cc - 10); } },
  { n: '狂戰士護腕', d: '普攻傷害 +25%', on: () => { P.mm += .25; } },
  { n: '錢袋', d: '立刻獲得 20 金幣', on: () => { P.coins += 20; } },
  { n: '聖水', d: '進入每個節點回復 8 生命', node: () => { P.hp = Math.min(P.mhp, P.hp + 8); return '+8 生命'; } },
  { n: '黃金鎧', d: '每次受到傷害 -2', on: () => { P.dr += 2; } },
  { n: '疾風靴', d: '移動速度 +20%', on: () => { P.spd += .2; } },
  { n: '魔方鏡片', d: '魔王終結技衝能變慢 40%', on: () => { P.sl = Math.min(.8, P.sl + .4); } },
  { n: '連擊手套', d: '普攻命中多回復 2 能量', on: () => { P.ec += 2; } },
  { n: '復活羽毛', d: '死亡時復活一次（回復一半生命）', on: () => { P.rev += 1; } },
  { n: '小錢罐', d: '擊敗小怪 +1 金幣', on: () => { P.ck += 1; } },
  { n: '龍之心', d: '最大生命 +25，立即回復 25', on: () => { P.mhp += 25; P.hp = Math.min(P.mhp, P.hp + 25); } },
  { n: '時之沙漏', d: '移動速度 +35%，能量回復 +2/秒', on: () => { P.spd += .35; P.er += 2; } },
  { n: '赤焰核心', d: '火鳳凰傷害再 +50%', on: () => { P.pm += .5; } },
  { n: '亡者硬幣', d: '擊殺敵人回復 3 生命', on: () => { P.kh = (P.kh || 0) + 3; } },
  { n: '星界護盾', d: '護盾上限 +20，立即補滿新增護盾', on: () => { P.dmax += 20; P.def += 20; } },
  { n: '貪婪寶石', d: '每次進入節點獲得 8 金幣', node: () => { P.coins += 8; return '+8 金幣'; } },
  { n: '戰意徽章', d: '普攻傷害 +40%', on: () => { P.mm += .4; } }
];
function openRelic() {
  st = 'mini'; const pool = RELIC.map((r, i) => i).filter(i => !P.rel.includes(i)).sort(() => random() - .5).slice(0, 3);
  if (!pool.length) { nextNode(); return; }
  M = { kind: 'r', o: pool, ph: 1, pt: 0, sel: -1 }; sfx('pick');
}
function drawRelic() {
  tx('獲得奇物！選擇一個', 384, 100, 44, '#ffd24a');
  M.o.forEach((ri, k) => { const r = RELIC[ri], on = M.ph === 2 && M.sel === k;
    fill(on ? '#2f8f55' : '#2a2550'); rect(74, 150 + k * 92, 620, 80, 12);
    tx(`${k + 1}. ${r.n}`, 100, 178 + k * 92, 28, '#ffd24a', LEFT); tx(r.d, 100, 212 + k * 92, 20, '#fff', LEFT); });
  if (M.ph === 2) tx(`獲得「${RELIC[M.o[M.sel]].n}」`, 384, 424, 24, '#7dff9a');
}

// ---------- 神秘空間 ----------
function initStars() { for (let i = 0; i < 110; i++) STARS.push({ x: Math.random() * W, y: Math.random() * 52, v: .8 + Math.random() * 4, ph: Math.random() * 6.28, tw: 1 + Math.random() * 2.5, sz: Math.random() < .12 ? 2 : 1 }); }
function mkEye() {
  const hw = 62, hh = 24, cx = 65, cy = 35, TH = [.3, .5, .7, .88], SC = ['#a30e1a', '#7c0914', '#560610', '#38040b', '#1f0308'];
  const top = x => Math.floor(hh * (1 - (x / hw) * (x / hw)));
  eyeG = mkG(130, 70, g => {
    for (let x = -hw; x <= hw; x++) { const tp = top(x);
      for (let y = -tp; y <= tp; y++) { const d = Math.hypot(x / hw, y / hh); let c = SC[TH.filter(v => d > v).length], e = tp - Math.abs(y);
        if (e <= 1) c = '#d82032'; else if (e <= 2) c = '#8a0c1a'; R(g, cx + x, cy + y, 1, 1, c); } }
    for (let i = 0; i < 40; i++) { const a = hs(i * 7.7) * TWO_PI;
      for (let s2 = 0; s2 < 18; s2++) { const rr = .98 - s2 * .032, px = Math.round(Math.cos(a) * rr * hw + Math.sin(s2 * .9 + i) * 1.2), py = Math.round(Math.sin(a) * rr * hh * .95);
        if (Math.abs(py) <= top(px)) R(g, cx + px, cy + py, 1, 1, '#c0182a'); } }
    for (let x = -hw; x <= hw; x++) { const tp = top(x); R(g, cx + x, cy - tp - 3, 1, 1, '#3a0610'); R(g, cx + x, cy - tp - 6, 1, 1, '#1c0309'); R(g, cx + x, cy + tp + 3, 1, 1, '#2a0409');
      if (x % 5 === 0) for (let k = 0; k < 2 + Math.floor(hs(x) * 3); k++) R(g, cx + x, cy - tp - 1 - k, 1, 1, '#0a0102'); }
  });
  irisG = mkG(40, 40, g => { for (let dy = -19; dy <= 19; dy++) for (let dx = -19; dx <= 19; dx++) { const d = Math.hypot(dx, dy); if (d > 19) continue;
    const ai = Math.floor((Math.atan2(dy, dx) + Math.PI) / (TWO_PI / 56)); let c = d > 17 ? '#2a0000' : d > 14 ? '#7a0808' : d > 9 ? '#d01818' : '#ff4a22';
    if (d > 6 && d <= 17 && hs(ai * 3.3) > .62) c = d > 12 ? '#e63a2a' : '#ff8a4a'; if (d < 6) c = '#ff7a3a'; R(g, 20 + dx, 20 + dy, 1, 1, c); } });
}
function drawMystic(rdt) {
  R(null, 0, 0, W, H, '#020004');
  for (let y = 0; y < 54; y += 6) { drawingContext.globalAlpha = y / 54 * .6; R(null, 0, y, W, 6, '#1a0a2e'); } drawingContext.globalAlpha = 1;
  for (const [r, a] of [[190, 9], [140, 13], [105, 17]]) { fill(255, 20, 20, a * (.75 + .25 * Math.sin(t * 1.7))); ellipse(96, 36, r, r * .42); }
  const bp = t % 7.5, open = bp > 7.1 ? Math.max(.06, Math.abs(1 - 2 * (bp - 7.1) / .4)) : 1;
  const ix = Math.round(constrain((P.x - 96) / 9, -11, 11) + Math.sin(t * 3) * .7), iy = Math.round(constrain((P.y - 40) / 10, -2, 2));
  push(); translate(96, 36); scale(1, open);
  image(eyeG, -65, -35); image(irisG, ix - 20, iy - 20);
  for (let dy = -14; dy <= 14; dy++) { const hw = Math.max(1, Math.round(4 * Math.pow(1 - Math.abs(dy) / 15, .6) * (1 + .25 * Math.sin(t * 2)))); R(null, ix - hw, iy + dy, hw * 2, 1, '#050000'); }
  R(null, ix - 8, iy - 9, 3, 3, '#fff6e0'); R(null, ix + 5, iy + 5, 2, 2, '#ffb0a0');
  pop();
  for (let i = 0; i < 8; i++) { const x = mod(i * 41 - t * (3 + i % 3 * 2), W + 90) - 45; fill(6, 2, 12, 120 + (i % 3) * 25); ellipse(x, 18 + i * 5.5, 80 + i * 6, 8 + i % 3 * 3); }
  for (const s2 of STARS) { s2.x -= s2.v * rdt; if (s2.x < -2) s2.x += W + 4; const y = s2.y + Math.sin(t * .6 + s2.ph) * 2, br = .45 + .55 * Math.sin(t * s2.tw + s2.ph);
    drawingContext.globalAlpha = Math.max(.1, br); R(null, s2.x, y, s2.sz, s2.sz, '#ffffff');
    if (s2.sz > 1) { drawingContext.globalAlpha = br * .5; R(null, s2.x - 1, y + .5, 4, 1, '#cfd8ff'); R(null, s2.x + .5, y - 1, 1, 4, '#cfd8ff'); } }
  drawingContext.globalAlpha = 1;
  R(null, 0, 54, W, 1, '#6a3fb0'); R(null, 0, 55, W, 2, '#2a1650'); R(null, 0, 57, W, H - 57, '#07040f');
  for (let i = 0; i < 26; i++) { drawingContext.globalAlpha = (.4 + .6 * Math.sin(t * 2 + i)) * .7; R(null, hs(i * 9.1) * W, 58 + Math.floor(hs(i * 3.7) * 14), 1 + Math.floor(hs(i * 5) * 3), 1, '#9a5aff'); }
  drawingContext.globalAlpha = 1; fill(40, 10, 70, 40); ellipse(96 + Math.sin(t * .4) * 20, 57, 220, 8);
}

// ---------- 戰鬥節點: 小怪 / 煙霧小 boss ----------
function mkEn(tp, d) { const b = tp === 'b'; return { tp, x: random(60, 182), y: b ? 44 : GY, w: b ? 22 : 10, h: b ? 20 : 10, hp: b ? 720 : 95, mhp: b ? 720 : 95, v: b ? 38 : random(18, 31), d: random() < .5 ? -1 : 1, dt: random(.4, 1.5), f: 0, ph: random(TWO_PI), dash: 0, dcd: 3, st: d }; }
function startNB(h) {
  MYS = true; FD = 1; M = null; st = 'nb'; nbT = 0; proj = []; parts = []; Bl = []; P.x = 30; P.y = GY; P.vy = 0; P.sw = -1; P.cast = -1; P.inv = 0; P.face = 1;
  P.en = Math.min(P.men, P.en + 30); burst(P.x, P.y - 10, 50, ['#c58aff', '#ffffff', '#7a3cff'], 80); sfx('tele');
  const n = 5 + floor(random(6)); En = []; for (let i = 0; i < n; i++) En.push(mkEn('m', i * .12)); if (h) En.push(mkEn('b', 1.2));
  BN = h ? '困難戰鬥！' : '普通戰鬥！'; bannerT = 1.6;
}
function phY(p) { if (st !== 'nb') return (B.x - p.x) * p.dir > 0 ? B.y : p.y; let b = null; for (const e of En) if (e.st <= 0 && !p.hit.includes(e) && (e.x - p.x) * p.dir > -6 && (!b || Math.abs(e.x - p.x) < Math.abs(b.x - p.x))) b = e; return b ? b.y - b.h / 2 : p.y; }
function strikeNB() {
  const d = Math.round(P.atk * (1 + (P.weaponPct || 0)) * P.mm * [1, 1.7, 2.8][P.cb]); let n = 0;
  for (const e of En) { if (e.st > 0) continue; const dx = (e.x - P.x) * P.face;
    if (dx > -6 && dx < 30 + e.w / 2 && Math.abs((e.y - e.h / 2) - (P.y - 12)) < e.h / 2 + 13) { e.hp -= d; e.f = .12; e.x += P.face * (P.cb === 2 ? 7 : 3); n++;
      pops.push({ x: e.x, y: e.y - e.h - 6, t: 0, s: d + '' }); burst(e.x, e.y - e.h / 2, 10, P.cb === 1 ? ['#a24bff', '#e0b0ff'] : ['#ffffff', '#bfe3ff', '#ffe36a'], 55); } }
  if (n) { hst = .05; sh = 1.5; P.en = Math.min(P.men, P.en + 3 + P.ec); P.hp = Math.min(P.mhp, P.hp + P.ls); sfx('hit'); }
}
function phHit(p, e, d) { p.hit.push(e); e.hp -= d; if (P.burnDmg > 0) { e.burn = Math.max(e.burn || 0, 3); e.burnTick = 0; } e.f = .15; e.x += p.dir * 5; hst = .06; sh = 3; sfx('boom'); pops.push({ x: e.x, y: e.y - e.h - 6, t: 0, s: d + '' }); burst(e.x, e.y - e.h / 2, 40, ['#ff3b1f', '#ff9a1f', '#ffe36a', '#ffffff'], 80); }
function aoe(x, y) {
  const d = Math.round(P.atk * 4 * P.pm); hst = .1; sh = 4; sfx('boom'); burst(x, y, 90, ['#ff3b1f', '#ff9a1f', '#ffe36a', '#ffffff'], 90);
  for (const e of En) if (e.st <= 0 && Math.hypot(e.x - x, e.y - e.h / 2 - y) < 28) { e.hp -= d; e.f = .15; pops.push({ x: e.x, y: e.y - e.h - 6, t: 0, s: d + '' }); }
}
function updEnemies(dt) {
  for (let i = En.length - 1; i >= 0; i--) { const e = En[i];
    if (e.st > 0) { e.st -= dt; if (e.st <= 0) burst(e.x, e.y - 6, 18, ['#c58aff', '#7a3cff', '#ffffff'], 50); continue; }
    e.f = Math.max(0, e.f - dt); e.ph += dt * 6; e.dt -= dt; if (e.burn > 0) { e.burn -= dt; e.burnTick = (e.burnTick || 0) + dt; if (e.burnTick >= .5) { e.burnTick = 0; e.hp -= P.burnDmg; pops.push({ x:e.x, y:e.y-e.h-5, t:0, s:'灼燒 '+P.burnDmg, c:'#ff9a1f' }); } }
    if (e.dt <= 0) { e.dt = random(.8, 2.2); e.d = random() < .65 ? (Math.sign(P.x - e.x) || 1) : (random() < .5 ? -1 : 1); }
    let sp = e.v;
    if (e.tp === 'b') { e.dcd -= dt; if (e.dcd <= 0) { e.dcd = random(3, 4.5); e.dash = .5; e.d = Math.sign(P.x - e.x) || 1; } if (e.dash > 0) { e.dash -= dt; sp = 110; } e.y = 44 + Math.sin(e.ph * .5) * 8;
      if (dt > 0) for (let k = 0; k < 2; k++) parts.push({ x: e.x + random(-13, 13), y: e.y - e.h / 2 + random(-11, 11), vx: random(-12, 12), vy: random(-28, -8), l: .9, m: .9, c: random(['#1c1030', '#2e1a50', '#0a0612', '#5a3a9a']), s: random() < .4 ? 3 : 2, g: 0 }); }
    e.x += e.d * sp * dt; if (e.x < 8) { e.x = 8; e.d = 1; } if (e.x > 184) { e.x = 184; e.d = -1; }
    if (P.inv <= 0 && Math.abs(e.x - P.x) < e.w / 2 + 3 && Math.abs((e.y - e.h / 2) - (P.y - 10)) < e.h / 2 + 9) hitPlayer(e.tp === 'b' ? 30 : 18);
    if (e.hp <= 0) { const b = e.tp === 'b'; burst(e.x, e.y - e.h / 2, b ? 100 : 24, b ? ['#1c1030', '#5a3a9a', '#c58aff', '#0a0612'] : ['#7a3cff', '#c58aff', '#ff3a3a'], b ? 100 : 60); sfx('kill'); P.coins += P.ck; P.hp = Math.min(P.mhp, P.hp + (P.kh || 0)); if (b) { sh = 5; hst = .12; } En.splice(i, 1); }
  }
  if (st === 'nb' && !En.length) { nbT += dt; if (nbT > 1.4) openRelic(); }
}
function drawEnemies() {
  for (const e of En) { if (e.st > 0) continue; if (e.tp === 'b') drawSmoke(e); else drawImp(e);
    const bw = e.tp === 'b' ? 28 : 12, by = e.tp === 'b' ? e.y - e.h - 8 : e.y - 16, x = Math.floor(e.x - bw / 2);
    R(null, x - 1, by - 1, bw + 2, 4, '#0a0610'); R(null, x, by, bw, 2, '#3a1020'); R(null, x, by, Math.max(0, bw * e.hp / e.mhp), 2, '#e8445a'); R(null, x, by, Math.max(0, bw * e.hp / e.mhp), 1, '#ff8a98'); }
}
function drawImp(e) {
  const x = Math.floor(e.x), y = Math.floor(e.y), bob = Math.round(Math.sin(e.ph)), f = e.f > 0, a = f ? '#ffffff' : '#2a1346', b = f ? '#ffffff' : '#4a2380', c = f ? '#ffffff' : '#120820', d = e.d;
  R(null, x - 5, y - 8 + bob, 10, 7, a); R(null, x - 4, y - 9 + bob, 8, 1, a); R(null, x - 6, y - 6 + bob, 1, 4, a); R(null, x + 5, y - 6 + bob, 1, 4, a);
  R(null, x - 5, y - 8 + bob, 4, 2, b); R(null, x - 5, y - 4 + bob, 10, 2, c);
  R(null, x - 5, y - 11 + bob, 1, 3, c); R(null, x - 4, y - 12 + bob, 1, 2, c); R(null, x + 4, y - 11 + bob, 1, 3, c); R(null, x + 3, y - 12 + bob, 1, 2, c);
  drawingContext.globalAlpha = .35; R(null, x - 5 + d, y - 8 + bob, 10, 4, '#ff3a3a'); drawingContext.globalAlpha = 1;
  R(null, x - 3 + d, y - 7 + bob, 2, 2, '#ff3a3a'); R(null, x + 1 + d, y - 7 + bob, 2, 2, '#ff3a3a'); R(null, x - 3 + d, y - 7 + bob, 1, 1, '#ffd0d0'); R(null, x + 1 + d, y - 7 + bob, 1, 1, '#ffd0d0');
  for (let k = 0; k < 4; k++) R(null, x - 3 + k * 2, y - 4 + bob, 1, 1, '#d8c8f0');
  const w = Math.floor(e.ph) % 2; R(null, x - 4, y - 1, 2, 1 + w, c); R(null, x + 2, y - 1, 2, 2 - w, c);
}
function drawSmoke(e) {
  const cx = e.x, cy = e.y - e.h / 2;
  for (let i = 0; i < 20; i++) { const a = e.ph * (.5 + hs(i) * .7) + i * 1.9, r = 3 + hs(i * 3) * 9, s2 = 5 + Math.floor(hs(i * 5) * 8);
    drawingContext.globalAlpha = .7; R(null, cx + Math.cos(a) * r * 1.4 - s2 / 2, cy + Math.sin(a * 1.3) * r - s2 / 2, s2, s2, i % 3 ? '#07040d' : '#170a28'); }
  drawingContext.globalAlpha = 1; R(null, cx - 6, cy - 6, 12, 12, '#020104');
  if (e.f > 0) { drawingContext.globalAlpha = .55; R(null, cx - 11, cy - 11, 22, 22, '#c58aff'); drawingContext.globalAlpha = 1; }
}

// ---------- 事件結算 / 緊張氛圍 ----------
function evPick(o) {
  if (o.c) P.coins -= o.c; const rl = random(); let c = 0, out = o.r[o.r.length - 1]; for (const z of o.r) { c += z.p; if (rl < c) { out = z; break; } }
  M.res = out.t; M.sum = applyEff(out.e); M.ph = 2; M.pt = 0; sfx(out.e && out.e.hp < 0 ? 'hurt' : 'pick');
}
function evTimeout() { const ok = M.ev.o.filter(o => !o.c || P.coins >= o.c); evPick(random(ok)); M.res = '時間到！命運替你選擇… ' + M.res; }
function tcol() { const r = 1 - M.t / M.T; return r > .5 ? '#46d17a' : r > .25 ? '#ffd24a' : '#ff3a3a'; }
function drawMini() { // 混亂與緊張: 畫面抖動、碎片飄落、時間不足時紅光閃爍
  const tl = M.ph === 1 && M.T ? 1 - M.t / M.T : 1, tn = Math.pow(1 - tl, 2);
  push(); translate(random(-3, 3) * tn, random(-3, 3) * tn);
  drawMini0();
  for (let i = 0; i < 26; i++) { drawingContext.globalAlpha = .12 + .1 * hs(i * 9.3); fill(i % 3 ? '#ff4a6a' : '#9a5aff'); rect(hs(i * 3.1) * 768, mod(hs(i * 7.7) * 452 + t * (50 + hs(i) * 190), 452) - 10, 3 + hs(i * 2) * 5, 3 + hs(i * 5) * 12); }
  drawingContext.globalAlpha = 1; pop();
  if (tl < .35) { drawingContext.globalAlpha = (.35 - tl) * (.6 + .4 * Math.sin(t * 14)); fill('#d01028'); rect(0, 0, 768, 30); rect(0, 402, 768, 30); rect(0, 0, 30, 432); rect(738, 0, 30, 432); drawingContext.globalAlpha = 1; }
}
function titleFx() { // 開幕: 黑幕漸亮 + 閃電
  if (st !== 'title' || TS === 'gate') return;
  const a = Math.max(0, 1 - (TT - .6) / 2.6); if (a > 0) { fill(0, 0, 0, a * 255); rect(0, 0, width, height); }
  if ((TT > 2.35 && TT < 2.5) || (TT > 2.62 && TT < 2.68)) { fill(255, 240, 255, 190); rect(0, 0, width, height); }
}
function titleKey() {
  if (TS === 'open' && TT >= 5.2) TS = 'menu';
  if (TS === 'gate') { TS = 'open'; TT = 0; return; }
  if (TS === 'open') { TT = Math.max(TT, 5.6); return; }
  if (TS === 'intro') { if (keyCode === ENTER || keyCode === ESCAPE || keyCode === BACKSPACE || key === ' ') TS = 'menu'; return; }
  if (key === 'w' || key === 'W' || key === 's' || key === 'S' || keyCode === UP_ARROW || keyCode === DOWN_ARROW) { TSel = 1 - TSel; sfx('tick'); }
  if (keyCode === ENTER || key === ' ') { sfx('pick'); if (TSel === 0) { st = 'mini'; mi = 0; startNode(); } else TS = 'intro'; }
}

// ---------- 彈幕 ----------
const angD = (a, b) => Math.abs(Math.atan2(Math.sin(a - b), Math.cos(a - b)));
function fire(a, sp, tr) { Bl.push({ x: B.x, y: B.y, vx: Math.cos(a) * sp, vy: Math.sin(a) * sp, tr }); }
function ring(n, off, sp, tr, gap) { // gap: 朝玩家附近留一道缺口(越難越小)
  const aim = Math.atan2(P.y - 9 - B.y, P.x - B.x) + random(-.7, .7);
  for (let i = 0; i < n; i++) { const a = off + i * TWO_PI / n; if (gap && angD(a, aim) < gap) continue; fire(a, sp, tr); }
}
function atkStep(dt) {
  const a = B.at, k = a.k, aim = Math.atan2(P.y - 9 - B.y, P.x - B.x); a.t += dt; a.a += dt; a.b += dt;
  if (k === 0 && a.a >= 1.1) { a.a = 0; ring(12, a.n++ % 2 ? .26 : 0, 36, 0, .5); }                       // 簡單: 慢速環形
  if (k === 1 && a.a >= .09) { a.a = 0; a.g += .33; for (let i = 0; i < 3; i++) fire(a.g + i * TWO_PI / 3, 44, 1); } // 普通: 三臂螺旋
  if (k === 2) { if (a.a >= 1) { a.a = 0; ring(20, a.n++ * .16, 42, 2, .3); } if (a.b >= .55) { a.b = 0; for (let i = -2; i <= 2; i++) fire(aim + i * .2, 62, 2); } } // 困難: 環形+瞄準扇形
  if (k === 3) { if (a.a >= .08) { a.a = 0; a.g += .31; fire(a.g, 50, 3); fire(Math.PI - a.g, 50, 3); } if (a.b >= .85) { a.b = 0; ring(26, random(TWO_PI), 48, 3, .14); } } // 超級難: 雙向反轉螺旋+密環
  if (k === 4) { const ph = Math.floor(a.t / 3), arms = ph === 2 ? 5 : 3;                                  // 終結技: 三階段
    if (a.a >= .06) { a.a = 0; a.g += ph === 1 ? .2 : .27; for (let i = 0; i < arms; i++) fire(a.g + i * TWO_PI / arms, ph === 2 ? 46 : 55, 4); }
    if (a.b >= (ph === 1 ? .5 : .7)) { a.b = 0; ring(ph === 1 ? 36 : 30, random(TWO_PI), 42 + ph * 6, 4, .1); if (ph === 1) for (let i = -3; i <= 3; i++) fire(aim + i * .16, 70, 4); } }
  if (a.t >= [4, 4.5, 5, 6, 9][k]) { B.at = null; B.cd = [1.4, 1.2, 1, .9, 2][k]; }
}
function updBoss(dt) {
  if (B.burn > 0) { B.burn -= dt; B.burnTick = (B.burnTick || 0) + dt; if (B.burnTick >= .5) { B.burnTick = 0; B.hp = Math.max(0, B.hp - P.burnDmg); pops.push({x:B.x,y:B.y-20,t:0,s:'灼燒 '+P.burnDmg,c:'#ff9a1f'}); } }
  const phase2 = B.hp <= B.mhp * .5;
  if (phase2 && B.phase !== 2) { B.phase = 2; B.ds = 0; B.combo = false; B.form = 'sword'; B.formT = 1.5; B.dashCd = .8; BN = '魔王第二階段：魔方解體！'; bannerT = 2; sh = 6; burst(B.x, B.y, 70, ['#c58aff','#ff4a6a','#ffffff'], 90); }
  if (B.phase === 2) {
    B.formT -= dt; B.dashCd -= dt; B.touchCd = Math.max(0, B.touchCd - dt);
    if (B.formT <= 0 && !B.ds) { B.form = B.form === 'sword' ? 'shield' : 'sword'; B.formT = B.form === 'shield' ? 2.8 : 2.0; BN = B.form === 'shield' ? '魔王化為盾牌：攻擊被削弱！' : '魔王化為巨劍：衝撞！'; bannerT = 1; }
    if (B.form === 'sword' || B.ds) {
      if (!B.ds && B.dashCd <= 0) { B.ds = 1; B.wt = .65; B.combo = false; B.dir = Math.sign(P.x - B.x) || -1; sfx('tele'); }
      if (B.ds === 1) { // 蓄力預警（顫抖 + 壓低到地面）
        B.wt -= dt; B.x += random(-.5, .5); B.y += (40 - B.y) * Math.min(1, dt * 8);
        if (B.wt <= 0) { B.ds = 2; sh = 3; sfx('boom'); }
      } else if (B.ds === 2) { // 全場衝刺（可穿過玩家，跳起可閃）
        B.x += B.dir * 250 * dt; B.y += (40 - B.y) * Math.min(1, dt * 12);
        for (let k = 0; k < 3; k++) parts.push({ x: B.x - B.dir * random(0, 14), y: B.y + random(-14, 16), vx: -B.dir * random(10, 40), vy: random(-12, 12), l: .4, m: .4, c: random(['#a24bff', '#e0b0ff', '#ff4a6a']), s: random() < .4 ? 2 : 1, g: 0 });
        if (B.touchCd <= 0 && P.inv <= 0 && (P.x - B.x) * B.dir > -14 && (P.x - B.x) * B.dir < 40 && P.y > B.y - 4) {
          B.touchCd = .6; hitPlayer(38); P.x = constrain(P.x + B.dir * 16, 5, 128);
        }
        if ((B.dir > 0 && B.x >= 182) || (B.dir < 0 && B.x <= 8)) {
          B.x = constrain(B.x, 8, 182); sh = 4; sfx('boom'); burst(B.x, B.y + 10, 30, ['#c58aff', '#ffffff', '#ff4a6a'], 80);
          if (!B.combo && random() < .6) { B.combo = true; B.ds = 1; B.wt = .3; B.dir = -B.dir; } // 連擊：反向再衝
          else { B.combo = false; B.ds = 3; B.dashCd = 1.8; }
        }
      } else if (B.ds === 3) { // 回位
        B.x += (158 - B.x) * Math.min(1, dt * 2.5); B.y += (34 - B.y) * Math.min(1, dt * 4);
        if (Math.abs(B.x - 158) < 5) B.ds = 0;
      } else { // 平常：緩慢逼近 + 接觸傷害
        B.x += Math.sign(P.x - B.x) * 13 * dt; B.x = constrain(B.x, Math.min(178, P.x + 12), 178); B.y += (34 - B.y) * Math.min(1, dt * 4);
        if (B.touchCd <= 0 && P.inv <= 0 && Math.abs(B.x - P.x) < 13) { B.touchCd = 1.1; hitPlayer(32); P.x = constrain(P.x + (P.x < B.x ? -1 : 1) * 15, 5, 184); }
      }
    } else { B.x += (158 - B.x) * Math.min(1, dt * .8); B.y += (34 - B.y) * Math.min(1, dt * 4); }
  }
  if (!(B.at && B.at.k === 4)) B.ch = Math.min(100, B.ch + dt * (1 - P.sl));
  if (!B.at) {
    B.cd -= dt;
    if (B.ch >= 100) { B.at = { k: 4, t: 0, a: 0, b: 0, n: 0, g: 0 }; B.ch = 0; BN = '終結技！'; bannerT = 1.4; sh = 4; }
    else if (B.cd <= 0) { const tr = Math.min(3, Math.floor((1 - B.hp / B.mhp) * 4)); let k = random() < .5 ? tr : Math.max(0, tr - 1); if (B.phase === 2 && k !== 0) k = 0; B.at = { k, t: 0, a: 0, b: 0, n: 0, g: random(TWO_PI) }; }
  } else atkStep(dt);
  for (let i = Bl.length - 1; i >= 0; i--) { const b = Bl[i]; b.x += b.vx * dt; b.y += b.vy * dt;
    if (b.x < -6 || b.x > W + 6 || b.y < -6 || b.y > 57) { Bl.splice(i, 1); continue; }
    if (P.inv <= 0 && Math.abs(b.x - P.x) < 3.5 && Math.abs(b.y - (P.y - 9)) < 7.5) { hitPlayer(BD[b.tr]); Bl.splice(i, 1); } }
}

function hitPlayer(d) {
  d = Math.max(1, d - P.dr);
  P.inv = P.invT; sfx('hurt'); P.nh = 0; const ab = Math.min(P.def, d); P.def -= ab; P.hp -= d - ab; // 先抵銷護盾, 再扣血
  B.ch = Math.min(100, B.ch + 3); sh = 2; hst = .05; burst(P.x, P.y - 9, 16, ['#ff6a6a', '#ffffff'], 60);
  pops.push({ x: P.x, y: P.y - 26, t: 0, s: '-' + d, c: '#ff8080' });
  if (P.hp <= 0) { if (P.rev > 0) { P.rev--; P.hp = Math.ceil(P.mhp / 2); P.inv = 2.5; burst(P.x, P.y - 9, 40, ['#9fffb0', '#ffffff'], 80); pops.push({ x: P.x, y: P.y - 26, t: 0, s: '復活！', c: '#9fffb0' }); sfx('pick'); } else { P.hp = 0; st = 'lose'; endT = 0; } }
}
function drawBullets() {
  for (const b of Bl) { const c = BC[b.tr], x = Math.floor(b.x), y = Math.floor(b.y);
    drawingContext.globalAlpha = .28; R(null, x - 3, y - 3, 6, 6, c[0]); drawingContext.globalAlpha = 1;
    R(null, x - 2, y - 1, 5, 3, c[0]); R(null, x - 1, y - 2, 3, 5, c[0]); R(null, x - 1, y - 1, 2, 2, c[1]); }
}

// ---------- 節點: 答題 / 事件 ----------
function applyEff(e) {
  const LB = { hp: '生命', mhp: '生命上限', atk: '攻擊', dmax: '護盾', men: '能量上限', en: '能量', coins: '金幣' }, out = [];
  for (const k in e) { const v = e[k];
    if (k === 'hp') P.hp = constrain(P.hp + v, 1, P.mhp);
    if (k === 'mhp') { P.mhp += v; P.hp += v; }
    if (k === 'atk') P.atk += v;
    if (k === 'dmax') { P.dmax += v; P.def += v; }
    if (k === 'men') { P.men += v; P.en = Math.min(P.men, P.en + v); }
    if (k === 'en') P.en = constrain(P.en + v, 0, P.men);
    if (k === 'coins') P.coins = Math.max(0, P.coins + v);
    out.push(`${LB[k]} ${v > 0 ? '+' : ''}${v}`); }
  return out.join('   ') || '沒有變化';
}
function startQuiz(i) { const q = random(QB[i]); M = { kind: 'q', i, ph: 0, pt: 0, t: 0, T: 7, q: q[0], ans: q[1], o: q.slice(1).sort(() => random() - .5), ok: false, sel: -1 }; qOk = true; }
function relicNode() { const m = []; for (const i of P.rel) { const r = RELIC[i]; if (r.node) m.push(r.n + ' ' + r.node()); } RLmsg = m.join('   '); RLt = m.length ? 3 : 0; }
function drawRL() { if (RLt > 0 && RLmsg) tx(RLmsg, 384, 92, 20, '#9fe8ff'); }
function startNode() {
  const n = NODES[mi]; relicNode();
  if (n.t === 'A') startQuiz(n.i);
  else if (n.t === 'E') M = { kind: 'e', ev: evs[evi++ % evs.length], ph: 1, pt: 0, t: 0, T: 6.2 };
  else if (n.t === 'S') { M = { kind: 'shop', ph: 1, pt: 0, bought: [], stock: [0,1,2,3,4,5], msg: '', mt: 0 }; BN = '終戰補給商店'; bannerT = 1.4; }
  else startNB(n.h);
}
function nextNode() {
  if (MYS) { MYS = false; FD = 1; P.x = 30; P.y = GY; P.vy = 0; P.sw = -1; P.cast = -1; proj = []; parts = []; En = []; }
  mi++;
  if (mi >= NODES.length) { st = 'battle'; BN = '自由戰鬥！'; bannerT = 1.6; M = null; B.cd = 2; }
  else startNode();
}
function drawQuiz() {
  const sub = SUBJ[M.i];
  if (M.ph === 0) { tx(`${sub}題`, 384, 210, 56, '#ffd24a'); tx(`答對才能拿滿獎勵（答錯 -${Math.round((1 - P.pen) * 100)}%）`, 384, 280, 24, '#cfc8ff'); return; }
  tx(`【${sub}】${M.q}`, 384, 130, 30, '#ffd24a');
  for (let k = 0; k < 4; k++) { const x = 50 + (k % 2) * 336, y = 200 + floor(k / 2) * 96, ch = M.ph === 2, good = M.o[k] === M.ans;
    fill(ch ? (good ? '#2f8f55' : k === M.sel ? '#a8324a' : '#2a2550') : '#2a2550'); rect(x, y, 320, 78, 12);
    tx(`${k + 1}. ${M.o[k]}`, x + 160, y + 39, 26, '#fff'); }
  if (M.ph === 2) tx(M.ok ? '答對了！獎勵全額' : `答錯…獎勵 -${Math.round((1 - P.pen) * 100)}%`, 384, 400, 28, M.ok ? '#7dff9a' : '#ff8a8a');
  else { fill('#2a2550'); rect(84, 408, 600, 10); fill(tcol()); rect(84, 408, 600 * (1 - M.t / M.T), 12); }
}
function drawEvent() {
  const e = M.ev; tx(`事件：${e.n}`, 384, 100, 44, '#ffd24a'); tx(`金幣 ${P.coins}`, 740, 34, 18, '#ffd24a', RIGHT);
  if (M.ph === 1) { tx(e.d, 384, 150, 22, '#cfc8ff');
    e.o.forEach((o, k) => { const ok = !o.c || P.coins >= o.c; fill(ok ? '#2a2550' : '#1a1636'); rect(74, 200 + k * 70, 620, 56, 12); tx(`${k + 1}. ${o.l}`, 384, 228 + k * 70, 24, ok ? '#fff' : '#6a6590'); }); }
  else { tx(M.res, 384, 200, 34, '#fff'); tx(M.sum, 384, 270, 30, '#7dff9a'); }
  if (M.ph === 1) { fill('#2a2550'); rect(84, 408, 600, 12); fill(tcol()); rect(84, 408, 600 * (1 - M.t / M.T), 12); }
}

// ---------- 最終商店 ----------
const SHOP = [
  { n:'烈焰雙刃', d:'普通攻擊傷害 +10%', c:18, type:0 },
  { n:'鳳凰核心', d:'火鳳凰額外傷害 +35，命中附加燃燒', c:28, type:1 },
  { n:'龍鱗重甲', d:'護盾上限 +30，受到傷害 -3', c:24, type:2 },
  { n:'生命藥水', d:'恢復 45 生命，生命上限 +10', c:16, type:3 },
  { n:'能量藥水', d:'能量上限 +25，立即恢復 50 能量', c:15, type:4 },
  { n:'古代奇物', d:'隨機獲得一件尚未持有的奇物', c:32, type:5 }
];
function buyShop(k) {
  const it = SHOP[k]; if (!it || M.bought.includes(k) || P.coins < it.c) return;
  P.coins -= it.c; M.bought.push(k);
  if (it.type === 0) P.weaponPct += .10;
  if (it.type === 1) { P.fireDmg += 35; P.burnDmg += 8; }
  if (it.type === 2) { P.dmax += 30; P.def += 30; P.dr += 3; P.equip.push('龍鱗重甲'); }
  if (it.type === 3) { P.mhp += 10; P.hp = Math.min(P.mhp, P.hp + 45); }
  if (it.type === 4) { P.men += 25; P.en = Math.min(P.men, P.en + 50); }
  if (it.type === 5) { const pool = RELIC.map((r,i)=>i).filter(i=>!P.rel.includes(i)); if (pool.length) { const id = random(pool); P.rel.push(id); if (RELIC[id].on) RELIC[id].on(); } else { P.atk += 3; } }
  sfx('pick'); M.msg = '購買成功：' + it.n; M.mt = 1.4;
}
function drawShop() {
  tx('終戰補給商店',384,72,48,'#ffd24a'); tx('魔王就在前方。購買即裝備；每項限購一次。',384,112,22,'#d8c8ff');
  tx('持有金幣：'+P.coins,690,42,20,'#ffd24a',RIGHT);
  for (let k=0;k<SHOP.length;k++) { const it=SHOP[k], x=36+(k%2)*354, y=145+Math.floor(k/2)*82, bought=M.bought.includes(k), afford=P.coins>=it.c;
    fill(bought?'#173d36':afford?'#29234b':'#171426'); rect(x,y,336,70,9); fill(bought?'#7dff9a':afford?'#ffd24a':'#756d86'); rect(x,y,5,70);
    tx(`${k+1}. ${it.n}${bought?'（已購買）':''}`,x+168,y+20,22,bought?'#7dff9a':'#fff');
    tx(it.d,x+168,y+43,15,'#cfc8ff'); tx(bought?'完成':`價格 ${it.c}`,x+300,y+58,13,afford?'#ffd24a':'#ff7777',RIGHT);
  }
  if (M.mt > 0) tx(M.msg, 384, 388, 18, '#7dff9a');
  tx('按 1–6 購買 按 0 或 Enter 離開並挑戰魔王',384,408,18,'#ffffff');
}

// ---------- 小遊戲 ----------
function startMini(i) {
  const s = SP[i]; M = { i, ph: 0, pt: 0, t: 0, s, sc: 0, bad: 0, fl: 0, T: [2.5, 3.7, 4.1, 5.2, 4.8][i] / Math.pow(s, .7) };
  if (i === 0) M.need = 20;
  if (i === 1) { M.q = Array.from({ length: 6 }, () => floor(random(4))); M.k = 0; }
  if (i === 2) { M.zn = random(.25, .75); M.zw = .24 - .02 * i; M.n = 0; M.hits = 0; }
  if (i === 3) { M.k = 0; M.ok = 0; newQ(); }
  if (i === 4) { M.x = .5; M.it = []; M.sp = 0; }
}
function newQ() {
  const a = floor(random(2, 10)), b = floor(random(2, 10)), m = random() < .5, ans = m ? a + b : a * b;
  M.o = [ans, ans + floor(random(1, 4)), ans - floor(random(1, 4))].sort(() => random() - .5); M.ans = ans; M.txt = `${a} ${m ? '+' : '×'} ${b} = ?`;
}
function endMini() {
  const i = M.i, f = qOk ? 1 : P.pen, r = x => Math.round(x * f); let v; // 答錯: 獎勵 -75% (四捨五入)
  if (i === 0) { v = r(1 + Math.round(3 * Math.min(1, M.sc / M.need))); P.atk += v; M.rt = `攻擊力 +${v}`; }
  if (i === 1) { v = r(3 * (1 + floor(M.k / 2))); P.dmax += v; P.def += v; M.rt = `防禦護盾 +${v}`; }
  if (i === 2) { v = r(5 * M.hits); P.men += v; P.en = Math.min(P.men, P.en + r(15 * M.hits)); M.rt = `能量上限 +${v}`; }
  if (i === 3) { v = r(8 * M.ok); P.mhp += v; P.hp = Math.min(P.mhp, P.hp + v); M.rt = `生命上限 +${v}`; }
  if (i === 4) { v = r(M.sc); P.coins += v; M.rt = `金幣 +${v}`; }
  if (!qOk) M.rt += `（答錯 -${Math.round((1 - P.pen) * 100)}%）`;
  M.ph = 2; M.pt = 0;
}
function miniKey() {
  if (M.kind === 'r') { const k = '123'.indexOf(key); if (key.length === 1 && k >= 0 && k < M.o.length) { const r = RELIC[M.o[k]]; P.rel.push(M.o[k]); if (r.on) r.on(); M.sel = k; M.ph = 2; M.pt = 0; sfx('pick'); } return; }
  if (M.kind === 'q') { const k = '1234'.indexOf(key); if (key.length === 1 && k >= 0) { M.sel = k; M.ok = M.o[k] === M.ans; qOk = M.ok; sfx(M.ok ? 'good' : 'bad'); M.ph = 2; M.pt = 0; } return; }
  if (M.kind === 'e') { const k = '123'.indexOf(key), o = key.length === 1 && k >= 0 && M.ev.o[k]; if (!o || (o.c && P.coins < o.c)) return; evPick(o); return; }
  if (M.kind === 'shop') { if (key === '0' || keyCode === ENTER) { nextNode(); return; } const k = '123456'.indexOf(key); if (k >= 0) buyShop(k); return; }
  const i = M.i, A = [UP_ARROW, DOWN_ARROW, LEFT_ARROW, RIGHT_ARROW];
  if (i === 0 && key === ' ') M.sc++;
  if (i === 1 && A.includes(keyCode)) { if (keyCode === A[M.q[M.k]]) { M.k++; if (M.k >= 6) endMini(); } else { M.bad = .25; M.t += .4; } }
  if (i === 2 && key === ' ') { const c = Math.abs((M.t * 1.2 * M.s) % 2 - 1), ok = Math.abs(c - M.zn) < M.zw / 2;
    M.n++; if (ok) M.hits++; (M.res = M.res || []).push(ok); M.fl = .25; M.fc = ok; M.zn = random(.2, .8); if (M.n >= 3) endMini(); }
  if (i === 3 && '123'.includes(key)) { if (M.o[+key - 1] === M.ans) M.ok++; M.k++; if (M.k >= 3) endMini(); else newQ(); }
}
function updMini(dt) {
  if (M.ph === 1 && M.T && 1 - M.t / M.T < .3) { M.tk = (M.tk || 0) + dt; if (M.tk > .4) { M.tk = 0; sfx('tick'); } }
  if (M.kind === 'q') { M.pt += dt; if (M.ph === 0 && M.pt > .5) { M.ph = 1; M.pt = 0; } else if (M.ph === 1) { M.t += dt; if (M.t >= M.T) { qOk = false; M.ok = false; M.ph = 2; M.pt = 0; } } else if (M.ph === 2 && M.pt > .9) startMini(M.i); return; }
  if (M.kind === 'e') { if (M.ph === 1) { M.t += dt; if (M.t >= M.T) evTimeout(); } if (M.ph === 2) { M.pt += dt; if (M.pt > 2.4) nextNode(); } return; }
  if (M.kind === 'r') { if (M.ph === 2) { M.pt += dt; if (M.pt > 1.4) nextNode(); } return; }
  if (M.kind === 'shop') { M.mt = Math.max(0, (M.mt || 0) - dt); return; }
  M.bad = Math.max(0, M.bad - dt); M.fl = Math.max(0, M.fl - dt);
  if (M.ph === 0) { M.pt += dt; if (M.pt > .6) M.ph = 1; return; }
  if (M.ph === 2) { M.pt += dt; if (M.pt > .8) nextNode(); return; }
  M.t += dt; if (M.t >= M.T) { endMini(); return; }
  if (M.i === 4) {
    const L = keyIsDown(65) || keyIsDown(LEFT_ARROW), Rr = keyIsDown(68) || keyIsDown(RIGHT_ARROW);
    M.x = constrain(M.x + (Rr - L) * 1.3 * dt, .06, .94); M.sp += dt;
    while (M.sp > .28 / M.s * 1.6) { M.sp -= .28 / M.s * 1.6; M.it.push({ x: random(.06, .94), y: 0, v: .6 + .2 * M.s, bad: random() < .25 }); }
    for (let k = M.it.length - 1; k >= 0; k--) { const o = M.it[k]; o.y += o.v * dt;
      if (o.y > .82 && o.y < .95 && Math.abs(o.x - M.x) < .08) { M.sc = Math.max(0, M.sc + (o.bad ? -1 : 1)); M.it.splice(k, 1); }
      else if (o.y > 1) M.it.splice(k, 1); }
  }
}
function tx(s, x, y, sz, c, al) { fill(c || '#fff'); textAlign(al || CENTER, CENTER); textSize(sz); text(s, x, y); }
function drawMini0() {
  fill(10, 8, 32, 215); rect(0, 0, 768, 432);
  for (let k = 0; k < NODES.length; k++) { const cx = 384 + (k - (NODES.length - 1) / 2) * 80, nd = NODES[k];
    fill(k < mi ? '#ffd24a' : k === mi ? '#ff6a3d' : '#3a3560'); circle(cx, 34, k === mi ? 28 : 20); tx(nd.t === 'A' ? NM[nd.i] : nd.t === 'E' ? '事件' : nd.t === 'S' ? '商店' : nd.h ? '困難' : '戰鬥', cx, 64, 15, k === mi ? '#fff' : '#8a84b8'); }
  drawRL();
  if (M.kind === 'r') { drawRelic(); return; }
  if (M.kind === 'q') { drawQuiz(); return; }
  if (M.kind === 'e') { drawEvent(); return; }
  if (M.kind === 'shop') { drawShop(); return; }
  if (M.ph === 0) { tx(`${NM[M.i]}小遊戲`, 384, 220, 52 + (1 - M.pt / .6) * 20, '#ffd24a'); tx(['狂按 空白鍵', '依序按 方向鍵', '空白鍵 命中綠區', '按 1 2 3 答題', '← → 接金幣'][M.i], 384, 285, 26, '#cfc8ff'); return; }
  if (M.ph === 2) { tx(M.rt, 384, 220, 56, '#7dff9a'); return; }
  const i = M.i;
  if (i === 0) { tx('狂按 空白鍵！', 384, 130, 40, '#ffd24a'); fill('#2a2550'); rect(124, 230, 520, 34); fill('#ff6a3d'); rect(124, 230, 520 * Math.min(1, M.sc / M.need), 34); tx(`${M.sc} / ${M.need}`, 384, 300, 28); }
  if (i === 1) { for (let k = 0; k < 6; k++) { const x = 144 + k * 96; fill(k < M.k ? '#2f8f55' : k === M.k ? '#ff6a3d' : '#2a2550'); rect(x - 38, 180, 76, 76, 10); tx(GL[M.q[k]], x, 218, 44, k < M.k ? '#a8ffc8' : '#fff'); }
    tx('照順序按方向鍵', 384, 120, 30, '#ffd24a'); if (M.bad > 0) { fill(255, 40, 40, 90); rect(0, 0, 768, 432); } }
  if (i === 2) { const c = Math.abs((M.t * 1.2 * M.s) % 2 - 1); tx('空白鍵：停在綠色區域', 384, 140, 32, '#ffd24a');
    fill('#2a2550'); rect(124, 214, 520, 34); fill('#2fbf6a'); rect(124 + M.zn * 520 - M.zw * 260, 214, M.zw * 520, 34);
    fill('#fff'); rect(124 + c * 520 - 4, 202, 8, 58);
    for (let k = 0; k < 3; k++) { fill(k < M.n ? (M.res[k] ? '#2fbf6a' : '#e8445a') : '#2a2550'); circle(324 + k * 60, 320, 20); }
    if (M.fl > 0) tx(M.fc ? '命中！' : '失誤', 384, 360, 30, M.fc ? '#7dff9a' : '#ff6a6a'); }
  if (i === 3) { tx(M.txt, 384, 150, 64, '#ffd24a');
    for (let k = 0; k < 3; k++) { const x = 164 + k * 220; fill('#2a2550'); rect(x - 90, 220, 180, 90, 12); tx(`${k + 1}`, x - 62, 240, 20, '#8a84b8'); tx(M.o[k], x + 6, 268, 48); }
    tx(`${M.k + 1} / 3`, 384, 350, 24, '#cfc8ff'); }
  if (i === 4) { tx(`金幣 ${M.sc}  (避開紫色方塊)`, 384, 110, 28, '#ffd24a');
    for (const o of M.it) { if (o.bad) { fill('#9a4cff'); rect(o.x * 768 - 14, o.y * 432 - 14, 28, 28); } else { fill('#ffd24a'); circle(o.x * 768, o.y * 432, 28); fill('#fff3a0'); circle(o.x * 768 - 4, o.y * 432 - 4, 8); } }
    fill('#c15a45'); rect(M.x * 768 - 44, 380, 88, 22, 4); fill('#7a2b21'); rect(M.x * 768 - 44, 396, 88, 6); }
  fill('#2a2550'); rect(84, 408, 600, 10); fill(tcol()); rect(84, 408, 600 * (1 - M.t / M.T), 12);
}

// ---------- 介面 ----------
function bar(x, y, w, h, v, c, bg) { fill(bg || '#1a1636'); rect(x, y, w, h); fill(c); rect(x, y, w * constrain(v, 0, 1), h); }
function hud(rdt) {
  if (P.hp / P.mhp < .3 && st !== 'lose') { drawingContext.globalAlpha = .22 + .14 * Math.sin(t * 8); fill('#c01020'); rect(0, 0, 768, 26); rect(0, 406, 768, 26); rect(0, 0, 26, 432); rect(742, 0, 26, 432); drawingContext.globalAlpha = 1; }
  bar(16, 14, 240, 16, P.hp / P.mhp, '#e8445a'); tx(`HP ${Math.ceil(P.hp)}/${P.mhp}`, 22, 22, 13, '#fff', LEFT);
  bar(16, 34, 240, 9, P.dmax ? P.def / P.dmax : 0, '#ffd24a'); tx(`護盾 ${Math.ceil(P.def)}/${P.dmax}`, 22, 39, 11, '#222', LEFT);
  bar(16, 46, 240, 9, P.en / P.men, '#3aa0ff'); tx(`能量 ${Math.floor(P.en)}/${P.men}`, 22, 51, 11, '#fff', LEFT);
  tx(`攻擊 ${P.atk}   金幣 ${P.coins}`, 16, 72, 14, '#ffd24a', LEFT);
  if (P.rel.length) tx('奇物：' + P.rel.map(i => RELIC[i].n).join(' '), 16, 94, 13, '#9fe8ff', LEFT);
  if (st === 'nb') tx(`剩餘敵人 ${En.length}`, 592, 22, 20, '#ffb0a0'); else { bar(432, 14, 320, 16, B.hp / B.mhp, '#a24bff'); tx(`魔王 ${Math.ceil(B.hp)}/${B.mhp}`, 592, 22, 13);
  bar(432, 34, 320, 10, B.ch / 100, '#ff6a3d'); tx(`終結技衝能 ${Math.floor(B.ch)}%`, 592, 39, 11); tx(B.at ? '彈幕：' + PN[B.at.k] : '', 592, 60, 14, '#ffb0a0'); }
  tx('A/D 移動  W 跳  J 普攻  K 火鳳凰(30)  F 全螢幕  M 音樂', 384, 418, 14, '#cfc8ff'); drawRL();
  for (let i = pops.length - 1; i >= 0; i--) { const p = pops[i]; p.t += rdt; if (p.t > .8) { pops.splice(i, 1); continue; }
    drawingContext.globalAlpha = 1 - p.t / .8; tx(p.s, p.x * 4, (p.y - p.t * 14) * 4, 22, p.c || '#fff3a0'); drawingContext.globalAlpha = 1; }
  if (bannerT > 0) { bannerT -= rdt; tx(BN, 384, 200, 56, '#ffd24a'); }
  if (st === 'end' || st === 'lose') { endT += rdt;
    if (endT > 1.2) { fill(10, 8, 32, 220); rect(0, 0, 768, 432); tx(st === 'end' ? '勝利！魔王倒下了' : '挑戰失敗…', 384, 150, 54, '#ffd24a');
      tx(`攻擊 ${P.atk}   防禦 ${P.def}   金幣 ${P.coins}`, 384, 235, 26); tx('按 R 重新開始', 384, 310, 24, '#cfc8ff'); } }
}
function keyPressed() {
  aud();
  if (key === 'm' || key === 'M') { MUTE = !MUTE; if (MG) MG.gain.value = MUTE ? 0 : .35; return false; }
  if (key === 'f' || key === 'F') { fullscreen(!fullscreen()); return false; }
  if (st === 'title' && coverKeyPressed()) {
    if ([32, 37, 38, 39, 40].includes(keyCode)) return false;
    return;
  }
  if (st === 'title') titleKey();
  else if ((st === 'end' || st === 'lose') && (key === 'r' || key === 'R')) reset();
  else if (st === 'mini' && M && M.ph === 1) miniKey();
  else if (st === 'battle' || st === 'nb') {
    if (key === 'j' || key === 'J') melee();
    if (key === 'k' || key === 'K') cast();
    if ((key === 'w' || key === 'W' || keyCode === UP_ARROW) && P.y >= GY) P.vy = -150;
  }
  if ([32, 37, 38, 39, 40].includes(keyCode)) return false;
}
